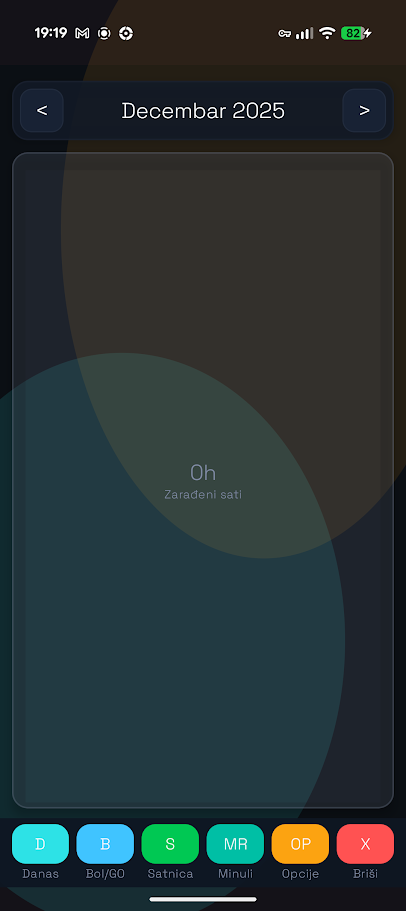

This chart was generated by the following Python code:
#!/usr/bin/env python3
"""
Shift Tracker Application - Modern UI Version 6.0

A beautifully designed work shift tracking app built with Kivy.
Features glassmorphism effects, smooth animations, and modern aesthetics.

Version 6.0 Changes:
- Added VACATION (godišnji odmor) - 100% paid, no food allowance
- Improved COMP TIME (earned hours) system:
  - Auto-deficit when working less than 8h on workdays
  - Negative balance resets to 0 at month end (doesn't carry over)
  - Only positive balance carries to next month
  - Separate from paid overtime
"""

from __future__ import annotations

import json
import calendar
import os
import sys
from datetime import date, datetime, timedelta
from pathlib import Path
from dataclasses import dataclass, field
from typing import Dict, List, Optional, Tuple, Set, Callable, Any, TYPE_CHECKING
from enum import IntEnum
from collections import defaultdict
from functools import cached_property

# Kivy Imports
import kivy
kivy.require('2.0.0')
from kivy.app import App
from kivy.uix.boxlayout import BoxLayout
from kivy.uix.gridlayout import GridLayout
from kivy.uix.floatlayout import FloatLayout
from kivy.uix.button import Button
from kivy.uix.label import Label
from kivy.uix.popup import Popup
from kivy.uix.textinput import TextInput
from kivy.uix.scrollview import ScrollView
from kivy.uix.spinner import Spinner
from kivy.uix.widget import Widget
from kivy.uix.checkbox import CheckBox
from kivy.uix.togglebutton import ToggleButton
from kivy.core.window import Window
from kivy.utils import get_color_from_hex
from kivy.metrics import dp, sp
from kivy.graphics import Color, RoundedRectangle, Rectangle, Line, Ellipse
from kivy.clock import Clock
from kivy.animation import Animation
from kivy.properties import NumericProperty


# =============================================================================
# PLATFORM DETECTION AND PATHS
# =============================================================================

def is_android() -> bool:
    """Check if running on Android."""
    try:
        import android
        return True
    except ImportError:
        return False


def get_data_directory() -> Path:
    """Get the appropriate data directory for the current platform."""
    if is_android():
        try:
            from android.storage import app_storage_path
            return Path(app_storage_path())
        except ImportError:
            return Path("/sdcard/ShiftTracker")
    else:
        return Path(__file__).resolve().parent


# =============================================================================
# UI DIMENSIONS CONSTANTS
# =============================================================================

@dataclass(frozen=True)
class UIDimensions:
    """Centralized UI dimension constants."""
    button_height: int = 46
    icon_button_size: int = 44
    save_button_height: int = 55
    card_radius: int = 16
    card_padding: int = 12
    header_height: int = 60
    stat_card_height: int = 80
    total_card_height: int = 70
    comp_time_bar_height: int = 50
    weekday_header_height: int = 32
    day_button_height: int = 68
    bottom_bar_height: int = 70
    popup_width_ratio: float = 0.95
    day_popup_height: int = 620
    auto_popup_height_ratio: float = 0.45
    sick_popup_height_ratio: float = 0.55
    delete_popup_height: int = 280
    hours_popup_height: int = 200
    default_spacing: int = 8
    large_spacing: int = 12
    small_spacing: int = 4
    title_font: int = 22
    large_font: int = 18
    normal_font: int = 16
    small_font: int = 14
    tiny_font: int = 11
    day_font: int = 12


UI = UIDimensions()


# =============================================================================
# MODERN THEME CONFIGURATION
# =============================================================================

@dataclass(frozen=True)
class ModernTheme:
    """Modern graphite theme with soft neon accents."""
    bg_dark: str = "#0B0F14"
    bg_primary: str = "#101826"
    bg_secondary: str = "#0E1622"
    bg_card: str = "#121A26"
    bg_card_elevated: str = "#182234"
    glass_bg: str = "#121A26"
    glass_border: str = "#2A3446"
    accent_primary: str = "#2DE2E6"
    accent_secondary: str = "#FCA311"
    success: str = "#00C853"
    warning: str = "#FFB300"
    danger: str = "#FF5252"
    info: str = "#40C4FF"
    text_primary: str = "#F8FAFC"
    text_secondary: str = "#C7CEDB"
    text_muted: str = "#7F8AA3"
    text_dark: str = "#0B0F14"
    shadow: str = "#000000"
    shift_1: str = "#00C2FF"
    shift_2: str = "#7AE582"
    shift_3: str = "#FF7AB6"
    sick: str = "#FF5252"
    vacation: str = "#FF8F00"
    off: str = "#424242"
    empty: str = "#2A3347"
    double_shift: str = "#FF9100"
    comp_time: str = "#00BFA5"
    comp_time_used: str = "#FF6E40"
    comp_time_deficit: str = "#FF5252"  # Red for deficit
    weekend_ot: str = "#FFB300"
    sunday: str = "#FF9100"


@dataclass(frozen=True)
class PayConfig:
    """Pay calculation configuration."""
    default_base_pay: float = 300.0
    default_hours: int = 8
    shift_3_premium: float = 1.41
    overtime_premium: float = 1.41
    sunday_bonus: float = 0.25
    sick_pay_rate: float = 0.65
    vacation_pay_rate: float = 1.0  # 100% for vacation
    holiday_bonus: float = 1.23  # +123% for working on holidays
    currency: str = "RSD"
    food_per_day: float = 280.0
    minuli_rad_per_year: float = 0.005  # 0.5% per year of service


@dataclass(frozen=True)
class AppConfig:
    """Main application configuration."""
    data_file: Path = field(default_factory=lambda: get_data_directory() / "work_shifts.json")
    theme: ModernTheme = field(default_factory=ModernTheme)
    pay: PayConfig = field(default_factory=PayConfig)
    weekly_shift_cycle: Tuple[int, ...] = (3, 2, 1)
    autosave_delay: float = 0.3


WEEKDAY_NAMES: Tuple[str, ...] = ("PON", "UTO", "SRE", "ČET", "PET", "SUB", "NED")
MONTH_NAMES: Tuple[str, ...] = (
    "", "Januar", "Februar", "Mart", "April", "Maj", "Jun",
    "Jul", "Avgust", "Septembar", "Oktobar", "Novembar", "Decembar"
)

# Serbian public holidays (fixed dates) - names kept ASCII for compatibility
FIXED_HOLIDAYS: Tuple[Tuple[int, int, str], ...] = (
    (1, 1, "Nova godina"),
    (1, 2, "Nova godina"),
    (1, 7, "Bozic"),
    (2, 15, "Dan drzavnosti"),
    (2, 16, "Dan drzavnosti"),
    (2, 17, "Dan drzavnosti"),
    (5, 1, "Praznik rada"),
    (5, 2, "Praznik rada"),
    (11, 11, "Dan primirja"),
)

# Cache for per-year holiday calculations
_HOLIDAY_CACHE: Dict[int, List[Tuple[int, int, str]]] = {}


def _orthodox_easter_sunday(year: int) -> date:
    """Calculate Orthodox Easter Sunday for a given year (Gregorian)."""
    a = year % 4
    b = year % 7
    c = year % 19
    d = (19 * c + 15) % 30
    e = (2 * a + 4 * b - d + 34) % 7
    month = (d + e + 114) // 31
    day = ((d + e + 114) % 31) + 1
    julian_easter = date(year, month, day)
    # Convert from Julian to Gregorian (valid for modern dates)
    return julian_easter + timedelta(days=13)


def get_serbian_holidays(year: int) -> List[Tuple[int, int, str]]:
    """Generate Serbian public holidays for any year."""
    if year in _HOLIDAY_CACHE:
        return _HOLIDAY_CACHE[year]

    holidays: List[Tuple[int, int, str]] = list(FIXED_HOLIDAYS)

    easter = _orthodox_easter_sunday(year)
    easter_related = [
        (easter - timedelta(days=2), "Veliki petak"),
        (easter - timedelta(days=1), "Velika subota"),
        (easter, "Uskrs"),
        (easter + timedelta(days=1), "Uskrsnji ponedeljak"),
    ]

    for easter_date, name in easter_related:
        holidays.append((easter_date.month, easter_date.day, name))

    merged: Dict[Tuple[int, int], List[str]] = defaultdict(list)
    for month, day, name in holidays:
        key = (month, day)
        if name not in merged[key]:
            merged[key].append(name)

    combined = [
        (m, d, " / ".join(names))
        for (m, d), names in merged.items()
    ]
    combined.sort(key=lambda item: (item[0], item[1]))
    _HOLIDAY_CACHE[year] = combined
    return combined


def is_serbian_holiday(year: int, month: int, day: int) -> bool:
    """Check if a date is a Serbian public holiday."""
    holidays = get_serbian_holidays(year)
    return any(m == month and d == day for m, d, _ in holidays)


def get_holiday_name(year: int, month: int, day: int) -> Optional[str]:
    """Get the name of the holiday for a date, or None if not a holiday."""
    holidays = get_serbian_holidays(year)
    for m, d, name in holidays:
        if m == month and d == day:
            return name
    return None

CONFIG = AppConfig()
THEME = CONFIG.theme


# =============================================================================
# ENUMS AND TYPES
# =============================================================================

class Shift(IntEnum):
    """Shift type enumeration."""
    OFF = 0
    FIRST = 1
    SECOND = 2
    THIRD = 3
    SICK = 4
    VACATION = 5  # Godišnji odmor

    @property
    def display_name(self) -> str:
        names = {
            Shift.OFF: "OFF",
            Shift.FIRST: "S1",
            Shift.SECOND: "S2",
            Shift.THIRD: "S3",
            Shift.SICK: "BOL",
            Shift.VACATION: "GO"
        }
        return names[self]

    @property
    def full_name(self) -> str:
        names = {
            Shift.OFF: "Slobodan dan",
            Shift.FIRST: "Prva smena",
            Shift.SECOND: "Druga smena",
            Shift.THIRD: "Treća smena",
            Shift.SICK: "Bolovanje",
            Shift.VACATION: "Godišnji odmor"
        }
        return names[self]

    @property
    def color(self) -> str:
        colors = {
            Shift.OFF: THEME.off,
            Shift.FIRST: THEME.shift_1,
            Shift.SECOND: THEME.shift_2,
            Shift.THIRD: THEME.shift_3,
            Shift.SICK: THEME.sick,
            Shift.VACATION: THEME.vacation
        }
        return colors[self]

    @property
    def text_color(self) -> str:
        dark_text = {Shift.FIRST, Shift.SECOND, Shift.VACATION}
        return THEME.text_dark if self in dark_text else THEME.text_primary

    @property
    def icon(self) -> str:
        return self.display_name

    @classmethod
    def work_shifts(cls) -> List['Shift']:
        """Return list of actual work shifts (not OFF, SICK, or VACATION)."""
        return [cls.FIRST, cls.SECOND, cls.THIRD]

    @classmethod
    def paid_non_work(cls) -> List['Shift']:
        """Return list of paid but non-work shifts."""
        return [cls.SICK, cls.VACATION]


class OvertimeType(IntEnum):
    """Type of overtime compensation."""
    PAID = 0      # Paid overtime - get money
    COMP_TIME = 1  # Comp time - earn hours for later


class Weekday(IntEnum):
    """Weekday enumeration."""
    MONDAY = 0
    TUESDAY = 1
    WEDNESDAY = 2
    THURSDAY = 3
    FRIDAY = 4
    SATURDAY = 5
    SUNDAY = 6

    @property
    def is_weekend(self) -> bool:
        return self >= Weekday.SATURDAY

    @property
    def is_workday(self) -> bool:
        return self <= Weekday.FRIDAY


DayKey = Tuple[int, int, int]
MonthKey = Tuple[int, int]


# =============================================================================
# DOMAIN MODELS
# =============================================================================

@dataclass
class DayRecord:
    """
    Record for a single day's work.
    
    Comp time logic:
    - hours_deficit: hours under 8 on a workday with work shift = auto deficit
    - comp_time_earned: only from double shift with COMP_TIME type
    - comp_hours_used: manually marked hours used from comp bank
    """
    year: int
    month: int
    day: int
    shift: Shift
    hours: int
    shift2: Optional[Shift] = None
    hours2: int = 0
    overtime_type: OvertimeType = OvertimeType.PAID
    comp_hours_used: int = 0
    holiday_work_override: Optional[bool] = None
    holiday_override: Optional[bool] = None
    sick_pay_rate: Optional[float] = None
    _weekday: Optional[Weekday] = field(default=None, repr=False, compare=False)
    _date: Optional[date] = field(default=None, repr=False, compare=False)

    def __post_init__(self) -> None:
        if isinstance(self.shift, int):
            self.shift = Shift(self.shift)
        if self.shift2 is not None and isinstance(self.shift2, int):
            self.shift2 = Shift(self.shift2)
        if isinstance(self.overtime_type, int):
            self.overtime_type = OvertimeType(self.overtime_type)

        self.hours = max(0, min(24, int(self.hours)))
        self.hours2 = max(0, min(24, int(self.hours2)))
        self.comp_hours_used = max(0, min(24, int(self.comp_hours_used)))
        if self.holiday_work_override is not None:
            self.holiday_work_override = bool(self.holiday_work_override)
        if self.holiday_override is not None:
            self.holiday_override = bool(self.holiday_override)

        if self.sick_pay_rate is not None:
            try:
                self.sick_pay_rate = float(self.sick_pay_rate)
            except (TypeError, ValueError):
                self.sick_pay_rate = None
            else:
                if self.sick_pay_rate <= 0:
                    self.sick_pay_rate = None
                elif self.sick_pay_rate > 1:
                    self.sick_pay_rate = 1.0

        if self.shift != Shift.SICK:
            self.sick_pay_rate = None

        self._compute_cache()

    def _compute_cache(self) -> None:
        self._date = date(self.year, self.month, self.day)
        self._weekday = Weekday(self._date.weekday())

    @property
    def date_obj(self) -> date:
        if self._date is None:
            self._compute_cache()
        return self._date

    @property
    def weekday(self) -> Weekday:
        if self._weekday is None:
            self._compute_cache()
        return self._weekday

    @property
    def key(self) -> DayKey:
        return (self.year, self.month, self.day)

    @property
    def month_key(self) -> MonthKey:
        return (self.year, self.month)

    @property
    def is_work_day(self) -> bool:
        return self.shift in Shift.work_shifts() and self.hours > 0

    @property
    def is_double_shift(self) -> bool:
        return (
            self.shift2 is not None
            and self.shift2 in Shift.work_shifts()
            and self.hours2 > 0
        )

    @property
    def is_comp_time_overtime(self) -> bool:
        return self.is_double_shift and self.overtime_type == OvertimeType.COMP_TIME

    @property
    def total_hours(self) -> int:
        """Total hours worked including second shift."""
        return self.hours + (self.hours2 if self.is_double_shift else 0)

    @property
    def comp_time_earned(self) -> int:
        """
        Hours earned as comp time.
        Only from second shift when overtime_type is COMP_TIME.
        """
        if self.is_comp_time_overtime:
            return self.hours2
        return 0

    @property
    def hours_deficit(self) -> int:
        """
        Hours deficit for comp time calculation.
        
        On a WORKDAY (Mon-Fri) with a WORK SHIFT:
        - If primary shift hours < 8, that's a deficit
        - This is AUTOMATIC - no need to manually set
        
        Weekend work doesn't count toward regular hours.
        VACATION and SICK don't create deficit (they're fully covered).
        """
        # Only regular workdays (Mon-Fri) with work shifts count
        if not self.weekday.is_workday:
            return 0
        
        # Only work shifts create deficit
        if self.shift not in Shift.work_shifts():
            return 0
        
        # Calculate deficit from first shift only
        # (second shift is either paid OT or comp time earned)
        regular_expected = CONFIG.pay.default_hours  # 8
        if self.hours < regular_expected:
            return regular_expected - self.hours
        
        return 0

    @property
    def net_comp_change(self) -> int:
        """
        Net change to comp time balance for this day.
        = earned - deficit - used
        
        This can be negative (deficit) or positive (earned).
        """
        return self.comp_time_earned - self.hours_deficit - self.comp_hours_used

    @property
    def is_holiday(self) -> bool:
        """Check if this day is a Serbian public holiday (with manual override)."""
        if self.holiday_override is not None:
            return self.holiday_override
        return is_serbian_holiday(self.year, self.month, self.day)

    @property
    def holiday_name(self) -> Optional[str]:
        """Get the holiday name, respecting manual override."""
        base_name = get_holiday_name(self.year, self.month, self.day)

        if self.holiday_override is False:
            return None
        if self.holiday_override is True and not base_name:
            return "Rucno unet praznik"
        return base_name

    @property
    def worked_on_holiday(self) -> bool:
        """
        Flag indicating the day is treated as work on a holiday.
        Uses manual override when set, otherwise derives from date + work shift.
        """
        if not self.is_holiday:
            return False
        if self.holiday_work_override is not None:
            return self.holiday_work_override
        return (
            self.shift in Shift.work_shifts()
            and self.total_hours > 0
        )

    def to_dict(self) -> dict:
        data = {"shift": self.shift.value, "hours": self.hours}
        if self.is_double_shift:
            data["shift2"] = self.shift2.value
            data["hours2"] = self.hours2
            data["overtime_type"] = self.overtime_type.value
        if self.comp_hours_used > 0:
            data["comp_hours_used"] = self.comp_hours_used
        if self.holiday_work_override is not None:
            data["holiday_work_override"] = self.holiday_work_override
        if self.holiday_override is not None:
            data["holiday_override"] = self.holiday_override
        if self.sick_pay_rate is not None:
            data["sick_pay_rate"] = self.sick_pay_rate
        return data

    @classmethod
    def from_dict(cls, year: int, month: int, day: int, data: dict) -> 'DayRecord':
        shift2 = data.get("shift2")
        if shift2 is not None:
            shift2 = Shift(shift2)
        overtime_type = OvertimeType(data.get("overtime_type", 0))
        return cls(
            year=year, month=month, day=day,
            shift=data.get("shift", 0),
            hours=data.get("hours", 0),
            shift2=shift2,
            hours2=data.get("hours2", 0),
            overtime_type=overtime_type,
            comp_hours_used=data.get("comp_hours_used", 0),
            holiday_work_override=data.get("holiday_work_override"),
            holiday_override=data.get("holiday_override"),
            sick_pay_rate=data.get("sick_pay_rate")
        )


@dataclass
class MonthSummary:
    """Cached monthly summary statistics."""
    year: int
    month: int
    work_hours: int = 0
    overtime_hours: int = 0
    sick_hours: int = 0
    vacation_hours: int = 0
    sunday_hours: int = 0
    night_hours: int = 0
    total_pay: float = 0.0
    work_days: int = 0
    double_shift_days: int = 0
    food_allowance: float = 0.0
    # Comp time breakdown
    comp_time_earned: int = 0    # Hours earned from comp time OT
    comp_time_deficit: int = 0   # Hours under 8 on workdays
    comp_time_used: int = 0      # Hours manually used
    # Net for month (before carry-over logic)
    comp_time_net: int = 0
    # Starting balance for this month (from previous months)
    comp_time_starting: int = 0
    # Ending balance for this month
    comp_time_ending: int = 0
    # Minuli rad (years of service bonus)
    minuli_rad_bonus: float = 0.0
    
    @property
    def total_with_minuli(self) -> float:
        """Total pay including minuli rad bonus."""
        return self.total_pay + self.minuli_rad_bonus

    @property
    def display_name(self) -> str:
        if 1 <= self.month <= 12:
            return f"{MONTH_NAMES[self.month]} {self.year}"
        return f"Mesec {self.month} {self.year}"


# =============================================================================
# PAY CALCULATOR SERVICE
# =============================================================================

class PayCalculator:
    """Service for calculating pay with double shift and comp time support."""

    def __init__(self, config: Optional[PayConfig] = None):
        self.config = config or CONFIG.pay

    def get_sunday_hours_for_shift(
        self, weekday: Weekday, shift: Shift, hours: int
    ) -> int:
        if hours <= 0 or shift in (Shift.SICK, Shift.VACATION):
            return 0

        if weekday == Weekday.SATURDAY:
            if shift == Shift.THIRD:
                return max(0, hours - 2)
            return 0

        if weekday == Weekday.SUNDAY:
            if shift in (Shift.FIRST, Shift.SECOND):
                return hours
            if shift == Shift.THIRD:
                return min(hours, 2)

        return 0

    def get_sunday_hours(self, record: DayRecord) -> int:
        total = self.get_sunday_hours_for_shift(
            record.weekday, record.shift, record.hours
        )

        if record.is_double_shift and not record.is_comp_time_overtime:
            total += self.get_sunday_hours_for_shift(
                record.weekday, record.shift2, record.hours2
            )

        return total

    def get_overtime_hours(self, record: DayRecord) -> int:
        """
        Calculate PAID overtime hours only.
        Comp time overtime doesn't count as paid.
        """
        if record.shift in (Shift.SICK, Shift.OFF, Shift.VACATION):
            return 0

        # For comp time overtime, second shift doesn't count as paid
        if record.is_double_shift and record.is_comp_time_overtime:
            hours = record.hours
        else:
            hours = record.total_hours

        if hours <= 0:
            return 0

        # Weekend: all hours are overtime
        if record.weekday.is_weekend:
            return hours

        # Workday: hours over 8 are overtime
        return max(0, hours - self.config.default_hours)

    def get_food_allowance(self, record: DayRecord) -> float:
        """
        Calculate food allowance.
        - 280 RSD per work day
        - 560 RSD if 12+ hours
        - NO food for SICK or VACATION (not at work)
        """
        if record.shift in (Shift.SICK, Shift.OFF, Shift.VACATION):
            return 0.0

        total_hours = record.total_hours
        if total_hours <= 0:
            return 0.0

        if total_hours >= 12:
            return self.config.food_per_day * 2
        return self.config.food_per_day

    def get_night_hours(self, record: DayRecord) -> int:
        night = 0
        if record.shift == Shift.THIRD:
            night += record.hours
        if record.is_double_shift and record.shift2 == Shift.THIRD:
            night += record.hours2
        return night

    def calculate_daily_pay(self, record: DayRecord, base_rate: float) -> float:
        """Calculate total daily pay."""
        weekday = record.weekday
        
        # Check if it's a paid holiday when not working
        if record.shift == Shift.OFF:
            # Holiday on a workday (Mon-Fri) = paid 100%
            if record.is_holiday and weekday.is_workday:
                return self.config.default_hours * base_rate
            return 0.0
        
        if record.hours <= 0:
            return 0.0

        # Handle sick leave - ONLY on workdays
        if record.shift == Shift.SICK:
            if weekday.is_workday:
                sick_rate = (
                    record.sick_pay_rate
                    if record.sick_pay_rate is not None
                    else self.config.sick_pay_rate
                )
                return record.hours * base_rate * sick_rate
            return 0.0

        # Handle vacation - 100% paid, only on workdays
        if record.shift == Shift.VACATION:
            if weekday.is_workday:
                return record.hours * base_rate * self.config.vacation_pay_rate
            return 0.0

        # Work shifts
        shifts_data: List[Tuple[Shift, int]] = [(record.shift, record.hours)]

        # Only add second shift if PAID overtime
        if record.is_double_shift and not record.is_comp_time_overtime:
            shifts_data.append((record.shift2, record.hours2))

        total_pay = 0.0

        if weekday.is_weekend:
            for shift, hours in shifts_data:
                shift_mult = (
                    self.config.shift_3_premium if shift == Shift.THIRD else 1.0
                )
                pay = hours * base_rate * shift_mult * self.config.overtime_premium
                sunday_hours = self.get_sunday_hours_for_shift(weekday, shift, hours)
                if sunday_hours > 0:
                    pay += (
                        sunday_hours * base_rate * shift_mult
                        * self.config.overtime_premium * self.config.sunday_bonus
                    )
                total_pay += pay
        else:
            regular_hours_remaining = self.config.default_hours

            for shift, hours in shifts_data:
                shift_mult = (
                    self.config.shift_3_premium if shift == Shift.THIRD else 1.0
                )
                regular_hours = min(hours, regular_hours_remaining)
                overtime_hours = hours - regular_hours
                regular_hours_remaining -= regular_hours

                pay = regular_hours * base_rate * shift_mult
                pay += (
                    overtime_hours * base_rate * shift_mult
                    * self.config.overtime_premium
                )
                total_pay += pay

        # Add holiday bonus (+123%) if working on a holiday
        if record.is_holiday:
            total_pay += total_pay * self.config.holiday_bonus

        return total_pay

    def calculate_month_summary(
        self, records: List[DayRecord], base_rate: float,
        starting_comp_balance: int = 0,
        years_of_service: int = 0
    ) -> MonthSummary:
        """Calculate summary statistics for a month."""
        if not records:
            return MonthSummary(year=0, month=0)

        summary = MonthSummary(year=records[0].year, month=records[0].month)
        summary.comp_time_starting = starting_comp_balance

        for record in records:
            if record.shift == Shift.SICK:
                if record.weekday.is_workday:
                    summary.sick_hours += record.hours
                    summary.total_pay += self.calculate_daily_pay(record, base_rate)
            elif record.shift == Shift.VACATION:
                if record.weekday.is_workday:
                    summary.vacation_hours += record.hours
                    summary.total_pay += self.calculate_daily_pay(record, base_rate)
                    # No food for vacation
            elif record.shift == Shift.OFF:
                # Check for paid holiday (OFF on a workday holiday)
                if record.is_holiday and record.weekday.is_workday:
                    summary.total_pay += self.calculate_daily_pay(record, base_rate)
            elif record.shift in Shift.work_shifts() and record.hours > 0:
                summary.work_hours += record.total_hours
                summary.work_days += 1
                summary.overtime_hours += self.get_overtime_hours(record)
                summary.sunday_hours += self.get_sunday_hours(record)
                summary.night_hours += self.get_night_hours(record)
                summary.total_pay += self.calculate_daily_pay(record, base_rate)
                summary.food_allowance += self.get_food_allowance(record)

                if record.is_double_shift:
                    summary.double_shift_days += 1

                # Comp time tracking
                summary.comp_time_earned += record.comp_time_earned
                summary.comp_time_deficit += record.hours_deficit
                summary.comp_time_used += record.comp_hours_used

        # Calculate net comp time change for the month
        summary.comp_time_net = (
            summary.comp_time_earned 
            - summary.comp_time_deficit 
            - summary.comp_time_used
        )

        # Calculate ending balance
        # Starting + net, but if negative, don't carry negative to next month
        summary.comp_time_ending = summary.comp_time_starting + summary.comp_time_net

        # Calculate minuli rad bonus (0.5% per year of service)
        if years_of_service > 0:
            minuli_rate = years_of_service * self.config.minuli_rad_per_year
            summary.minuli_rad_bonus = summary.total_pay * minuli_rate

        return summary


# =============================================================================
# DATA REPOSITORY
# =============================================================================

class ShiftRepository:
    """Repository for shift data persistence and queries."""

    BASE_PAY_KEY = "config_base_pay_hourly"
    INITIAL_COMP_BALANCE_KEY = "initial_comp_balance"
    YEARS_OF_SERVICE_KEY = "years_of_service"

    def __init__(self, filepath: Path, config: AppConfig = CONFIG):
        self.filepath = filepath
        self.config = config
        self.pay_calculator = PayCalculator(config.pay)

        self._records: Dict[DayKey, DayRecord] = {}
        self._by_month: Dict[MonthKey, Set[DayKey]] = defaultdict(set)
        self._base_pay: float = config.pay.default_base_pay
        self._initial_comp_balance: int = 0  # Starting balance before any records
        self._years_of_service: int = 0  # Years of service for minuli rad

        self._summaries: Dict[MonthKey, MonthSummary] = {}
        self._dirty_months: Set[MonthKey] = set()
        self._comp_balance_cache: Dict[MonthKey, int] = {}

        self._save_scheduled = False
        self._dirty = False
        self._on_change_callbacks: List[Callable[[], None]] = []

        self._load()

    def on_change(self, callback: Callable[[], None]) -> None:
        self._on_change_callbacks.append(callback)

    def _notify_change(self) -> None:
        for cb in self._on_change_callbacks:
            try:
                cb()
            except Exception as e:
                print(f"[ShiftRepository] Error in change callback: {e}")

    def _load(self) -> None:
        if not self.filepath.exists():
            return

        try:
            with open(self.filepath, "r", encoding="utf-8") as f:
                data = json.load(f)

            if not isinstance(data, dict):
                return

            self._base_pay = float(
                data.get(self.BASE_PAY_KEY, self.config.pay.default_base_pay)
            )
            self._initial_comp_balance = int(
                data.get(self.INITIAL_COMP_BALANCE_KEY, 0)
            )
            self._years_of_service = int(
                data.get(self.YEARS_OF_SERVICE_KEY, 0)
            )

            for year_str, months in data.items():
                if year_str in (self.BASE_PAY_KEY, self.INITIAL_COMP_BALANCE_KEY, "comp_time_balance"):
                    continue
                if not isinstance(months, dict):
                    continue

                try:
                    year = int(year_str)
                except ValueError:
                    continue

                for month_str, days in months.items():
                    if not isinstance(days, dict):
                        continue
                    try:
                        month = int(month_str)
                    except ValueError:
                        continue

                    for day_str, rec_data in days.items():
                        if not isinstance(rec_data, dict):
                            continue
                        try:
                            day = int(day_str)
                            record = DayRecord.from_dict(year, month, day, rec_data)
                            self._add_to_index(record)
                        except Exception as e:
                            print(f"[ShiftRepository] Skipping invalid record "
                                  f"{year}-{month}-{day}: {e}")

        except json.JSONDecodeError as e:
            print(f"[ShiftRepository] JSON parse error: {e}")
        except Exception as e:
            print(f"[ShiftRepository] Error loading data: {e}")

    def _save_now(self) -> None:
        if not self._dirty:
            return

        try:
            self.filepath.parent.mkdir(parents=True, exist_ok=True)

            data: Dict[str, Any] = {
                self.BASE_PAY_KEY: self._base_pay,
                self.INITIAL_COMP_BALANCE_KEY: self._initial_comp_balance,
                self.YEARS_OF_SERVICE_KEY: self._years_of_service
            }

            for key, record in self._records.items():
                year_str = str(record.year)
                month_str = f"{record.month:02d}"
                day_str = f"{record.day:02d}"

                if year_str not in data:
                    data[year_str] = {}
                if month_str not in data[year_str]:
                    data[year_str][month_str] = {}

                data[year_str][month_str][day_str] = record.to_dict()

            tmp_file = self.filepath.with_suffix(".tmp")
            with open(tmp_file, "w", encoding="utf-8") as f:
                json.dump(data, f, indent=2, sort_keys=True, ensure_ascii=False)

            os.replace(tmp_file, self.filepath)
            self._dirty = False
        except Exception as e:
            print(f"[ShiftRepository] Error saving data: {e}")

    def _schedule_save(self) -> None:
        self._dirty = True
        if not self._save_scheduled:
            self._save_scheduled = True
            Clock.schedule_once(
                lambda dt: self._do_scheduled_save(),
                self.config.autosave_delay
            )

    def _do_scheduled_save(self) -> None:
        self._save_scheduled = False
        self._save_now()

    def save(self) -> None:
        self._save_now()

    def _add_to_index(self, record: DayRecord) -> None:
        self._records[record.key] = record
        self._by_month[record.month_key].add(record.key)
        self._invalidate_summary(record.month_key)

    def _remove_from_index(self, record: DayRecord) -> None:
        if record.key in self._records:
            del self._records[record.key]
        self._by_month[record.month_key].discard(record.key)
        if not self._by_month[record.month_key]:
            del self._by_month[record.month_key]
        self._invalidate_summary(record.month_key)

    def _invalidate_summary(self, month_key: MonthKey) -> None:
        """Invalidate this month and all following months' caches."""
        self._dirty_months.add(month_key)
        if month_key in self._summaries:
            del self._summaries[month_key]
        # Clear comp balance cache for this and future months
        self._comp_balance_cache = {
            k: v for k, v in self._comp_balance_cache.items()
            if k < month_key
        }

    def get(self, year: int, month: int, day: int) -> Optional[DayRecord]:
        return self._records.get((year, month, day))

    def set(
        self, year: int, month: int, day: int,
        shift: Shift, hours: int,
        shift2: Optional[Shift] = None, hours2: int = 0,
        overtime_type: OvertimeType = OvertimeType.PAID,
        comp_hours_used: int = 0,
        holiday_work_override: Optional[bool] = None,
        holiday_override: Optional[bool] = None,
        sick_pay_rate: Optional[float] = None
    ) -> bool:
        key = (year, month, day)

        if key in self._records:
            self._remove_from_index(self._records[key])

        if shift is not None:
            if shift != Shift.SICK:
                sick_pay_rate = None
            elif sick_pay_rate is None:
                sick_pay_rate = self.config.pay.sick_pay_rate
            record = DayRecord(
                year, month, day, shift, hours,
                shift2, hours2, overtime_type, comp_hours_used,
                holiday_work_override, holiday_override,
                sick_pay_rate=sick_pay_rate
            )
            self._add_to_index(record)

        self._schedule_save()
        self._notify_change()
        return True

    def delete(self, year: int, month: int, day: int) -> bool:
        key = (year, month, day)
        record = self._records.get(key)
        if record:
            self._remove_from_index(record)
            self._schedule_save()
            self._notify_change()
            return True
        return False

    def delete_month(self, year: int, month: int) -> int:
        month_key = (year, month)
        keys_to_delete = list(self._by_month.get(month_key, []))

        for key in keys_to_delete:
            record = self._records.get(key)
            if record:
                self._remove_from_index(record)

        if keys_to_delete:
            self._schedule_save()
            self._notify_change()

        return len(keys_to_delete)

    def set_batch(
        self,
        records: List[Tuple[int, int, int, Shift, int, Optional[float]]]
    ) -> None:
        for rec in records:
            if len(rec) == 5:
                year, month, day, shift, hours = rec
                sick_pay_rate = None
            else:
                year, month, day, shift, hours, sick_pay_rate = rec
            key = (year, month, day)
            if key in self._records:
                self._remove_from_index(self._records[key])
            if shift is not None:
                if shift != Shift.SICK:
                    sick_pay_rate = None
                elif sick_pay_rate is None:
                    sick_pay_rate = self.config.pay.sick_pay_rate
                record = DayRecord(
                    year, month, day, shift, hours,
                    sick_pay_rate=sick_pay_rate
                )
                self._add_to_index(record)

        self._schedule_save()
        self._notify_change()

    def get_month_records(self, year: int, month: int) -> List[DayRecord]:
        month_key = (year, month)
        keys = self._by_month.get(month_key, set())
        return [self._records[k] for k in keys]

    def get_all_months_sorted(self) -> List[MonthKey]:
        """Get all months that have data, sorted chronologically."""
        return sorted(self._by_month.keys())

    def get_comp_balance_at_month_start(self, year: int, month: int) -> int:
        """
        Calculate comp time balance at the start of a given month.
        
        Logic:
        - Start with initial_comp_balance
        - Go through each month chronologically
        - Add month's net comp change (earned - deficit - used)
        - If balance goes negative, reset to 0 for next month
        - Only positive balances carry forward
        """
        target = (year, month)
        
        # Check cache
        if target in self._comp_balance_cache:
            return self._comp_balance_cache[target]
        
        all_months = self.get_all_months_sorted()
        
        # Filter to months before target
        prior_months = [m for m in all_months if m < target]
        
        balance = self._initial_comp_balance
        
        for m_key in prior_months:
            m_year, m_month = m_key
            records = self.get_month_records(m_year, m_month)
            
            # Calculate net change for this month
            earned = sum(r.comp_time_earned for r in records)
            deficit = sum(r.hours_deficit for r in records)
            used = sum(r.comp_hours_used for r in records)
            
            net = earned - deficit - used
            balance += net
            
            # If negative at month end, reset to 0 for next month
            if balance < 0:
                balance = 0
        
        self._comp_balance_cache[target] = balance
        return balance

    def get_summary(self, year: int, month: int) -> MonthSummary:
        month_key = (year, month)

        if month_key in self._summaries:
            return self._summaries[month_key]

        # Get starting balance for this month
        starting_balance = self.get_comp_balance_at_month_start(year, month)

        records = self.get_month_records(year, month)
        summary = self.pay_calculator.calculate_month_summary(
            records, self._base_pay, starting_balance, self._years_of_service
        )
        summary.year = year
        summary.month = month

        self._summaries[month_key] = summary
        self._dirty_months.discard(month_key)

        return summary

    def get_current_comp_balance(self, year: int, month: int) -> int:
        """Get comp time balance at the end of the given month."""
        summary = self.get_summary(year, month)
        return summary.comp_time_ending

    @property
    def base_pay(self) -> float:
        return self._base_pay

    @base_pay.setter
    def base_pay(self, value: float) -> None:
        if value >= 0:
            self._base_pay = value
            self._summaries.clear()
            self._schedule_save()
            self._notify_change()

    @property
    def initial_comp_balance(self) -> int:
        return self._initial_comp_balance

    @initial_comp_balance.setter
    def initial_comp_balance(self, value: int) -> None:
        self._initial_comp_balance = max(0, value)
        self._summaries.clear()
        self._comp_balance_cache.clear()
        self._schedule_save()
        self._notify_change()

    @property
    def years_of_service(self) -> int:
        return self._years_of_service

    @years_of_service.setter
    def years_of_service(self, value: int) -> None:
        self._years_of_service = max(0, value)
        self._summaries.clear()
        self._schedule_save()
        self._notify_change()


# =============================================================================
# SHIFT SCHEDULER SERVICE
# =============================================================================

class ShiftScheduler:
    """Service for auto-populating shifts."""

    def __init__(
        self,
        cycle: Optional[Tuple[int, ...]] = None,
        default_hours: int = 8
    ):
        self.cycle = cycle or CONFIG.weekly_shift_cycle
        self.default_hours = default_hours

    def get_shift_for_date(
        self, target_date: date, reference_date: date, reference_shift: Shift
    ) -> Optional[Shift]:
        if target_date.weekday() > 4:
            return None

        try:
            ref_idx = list(self.cycle).index(reference_shift.value)
        except ValueError:
            return None

        ref_iso = reference_date.isocalendar()
        target_iso = target_date.isocalendar()

        ref_monday = date.fromisocalendar(ref_iso[0], ref_iso[1], 1)
        target_monday = date.fromisocalendar(target_iso[0], target_iso[1], 1)

        weeks_diff = (target_monday - ref_monday).days // 7
        cycle_idx = (ref_idx + weeks_diff) % len(self.cycle)

        return Shift(self.cycle[cycle_idx])

    def populate_month(
        self, repo: ShiftRepository, year: int, month: int, start_shift: Shift
    ) -> int:
        _, num_days = calendar.monthrange(year, month)

        first_workday = None
        for d in range(1, num_days + 1):
            if date(year, month, d).weekday() <= 4:
                first_workday = date(year, month, d)
                break

        if not first_workday:
            return 0

        records = []
        for d in range(1, num_days + 1):
            target = date(year, month, d)
            shift = self.get_shift_for_date(target, first_workday, start_shift)
            if shift:
                records.append((year, month, d, shift, self.default_hours))

        repo.set_batch(records)
        return len(records)

    def populate_year(
        self, repo: ShiftRepository, year: int, start_shift: Shift
    ) -> int:
        first_workday = None
        for d in range(1, 8):
            dt = date(year, 1, d)
            if dt.weekday() <= 4:
                first_workday = dt
                break

        if not first_workday:
            return 0

        records = []
        for month in range(1, 13):
            _, num_days = calendar.monthrange(year, month)
            for d in range(1, num_days + 1):
                target = date(year, month, d)
                shift = self.get_shift_for_date(target, first_workday, start_shift)
                if shift:
                    records.append((year, month, d, shift, self.default_hours))

        repo.set_batch(records)
        return len(records)

    def apply_sick_range(
        self, repo: ShiftRepository,
        year: int, month: int, start_day: int, end_day: int,
        sick_pay_rate: Optional[float] = None
    ) -> int:
        if start_day > end_day:
            start_day, end_day = end_day, start_day

        _, num_days = calendar.monthrange(year, month)
        records = []

        for d in range(start_day, end_day + 1):
            if 1 <= d <= num_days:
                if date(year, month, d).weekday() <= 4:
                    records.append(
                        (year, month, d, Shift.SICK, self.default_hours, sick_pay_rate)
                    )

        if records:
            repo.set_batch(records)

        return len(records)

    def apply_vacation_range(
        self, repo: ShiftRepository,
        year: int, month: int, start_day: int, end_day: int
    ) -> int:
        """Apply vacation to a range of workdays."""
        if start_day > end_day:
            start_day, end_day = end_day, start_day

        _, num_days = calendar.monthrange(year, month)
        records = []

        for d in range(start_day, end_day + 1):
            if 1 <= d <= num_days:
                if date(year, month, d).weekday() <= 4:
                    records.append((year, month, d, Shift.VACATION, self.default_hours))

        if records:
            repo.set_batch(records)

        return len(records)


# =============================================================================
# MODERN UI COMPONENTS
# =============================================================================

class BackgroundLayer(Widget):
    """Soft gradient background with accent glows."""

    def __init__(self, **kwargs):
        super().__init__(**kwargs)

        with self.canvas.before:
            self._base_color = Color(rgba=get_color_from_hex(THEME.bg_dark))
            self._base_rect = Rectangle()
            self._glow_1_color = Color(
                rgba=get_color_from_hex(THEME.accent_primary + "22")
            )
            self._glow_1 = Ellipse()
            self._glow_2_color = Color(
                rgba=get_color_from_hex(THEME.accent_secondary + "1A")
            )
            self._glow_2 = Ellipse()

        self.bind(pos=self._update, size=self._update)

    def _update(self, *args) -> None:
        self._base_rect.pos = self.pos
        self._base_rect.size = self.size

        width, height = self.size
        self._glow_1.size = (width * 1.1, height * 0.7)
        self._glow_1.pos = (self.x - width * 0.25, self.y + height * 0.35)
        self._glow_2.size = (width * 1.0, height * 0.8)
        self._glow_2.pos = (self.x + width * 0.15, self.y - height * 0.2)


class GlassCard(BoxLayout):
    """Modern glass-morphism card with gradient border."""

    def __init__(
        self,
        bg_color: Optional[str] = None,
        border_color: Optional[str] = None,
        radius: int = 16,
        **kwargs
    ):
        self.bg_color = bg_color or THEME.bg_card
        self.border_color = border_color or THEME.glass_border
        self.radius = radius
        super().__init__(**kwargs)

        with self.canvas.before:
            self._shadow_color = Color(
                rgba=get_color_from_hex(THEME.shadow + "55")
            )
            self._shadow = RoundedRectangle(radius=[dp(self.radius + 4)] * 4)
            self._bg_color = Color(rgba=get_color_from_hex(self.bg_color + "E6"))
            self._bg_rect = RoundedRectangle(radius=[dp(self.radius)] * 4)
            self._border_color = Color(rgba=get_color_from_hex(self.border_color + "40"))
            self._border = Line(
                rounded_rectangle=[0, 0, 0, 0, dp(self.radius)],
                width=1.2
            )

        self.bind(pos=self._update, size=self._update)

    def _update(self, *args) -> None:
        shadow_pad = dp(6)
        shadow_offset = dp(2)
        self._shadow.pos = (
            self.x - shadow_pad,
            self.y - shadow_pad - shadow_offset
        )
        self._shadow.size = (
            self.width + shadow_pad * 2,
            self.height + shadow_pad * 2
        )
        self._bg_rect.pos = self.pos
        self._bg_rect.size = self.size
        self._border.rounded_rectangle = [
            self.x, self.y, self.width, self.height, dp(self.radius)
        ]


class GlowButton(Button):
    """Modern glowing button with press animation."""

    _glow_alpha = NumericProperty(0)

    def __init__(
        self,
        bg_color: Optional[str] = None,
        text_color: Optional[str] = None,
        glow_color: Optional[str] = None,
        **kwargs
    ):
        self.bg_hex = bg_color or THEME.accent_primary
        self.text_hex = text_color or THEME.text_dark
        self.glow_hex = glow_color or self.bg_hex
        super().__init__(**kwargs)

        self.background_normal = ''
        self.background_color = (0, 0, 0, 0)
        self.color = get_color_from_hex(self.text_hex)
        self.font_size = sp(UI.small_font)
        self.bold = True

        with self.canvas.before:
            self._glow_color = Color(rgba=get_color_from_hex(self.glow_hex + "00"))
            self._glow = RoundedRectangle(radius=[dp(14)] * 4)
            self._main_color = Color(rgba=get_color_from_hex(self.bg_hex))
            self._main = RoundedRectangle(radius=[dp(12)] * 4)

        self.bind(pos=self._update, size=self._update, _glow_alpha=self._update_glow)
        self.bind(on_press=self._on_press, on_release=self._on_release)

    def _update(self, *args) -> None:
        glow_padding = dp(4)
        self._glow.pos = (self.x - glow_padding, self.y - glow_padding)
        self._glow.size = (self.width + glow_padding * 2, self.height + glow_padding * 2)
        self._main.pos = self.pos
        self._main.size = self.size

    def _update_glow(self, *args) -> None:
        rgba = list(get_color_from_hex(self.glow_hex))
        rgba[3] = self._glow_alpha * 0.4
        self._glow_color.rgba = rgba

    def _on_press(self, *args) -> None:
        Animation(_glow_alpha=1, duration=0.1).start(self)

    def _on_release(self, *args) -> None:
        Animation(_glow_alpha=0, duration=0.3).start(self)


class IconButton(Button):
    """Circular icon button with glow effect."""

    _glow_alpha = NumericProperty(0)

    def __init__(
        self,
        icon_text: str = "",
        bg_color: Optional[str] = None,
        text_color: Optional[str] = None,
        glow_color: Optional[str] = None,
        **kwargs
    ):
        self.bg_hex = bg_color or THEME.accent_primary
        self.text_hex = text_color or THEME.text_dark
        self.glow_hex = glow_color or self.bg_hex

        super().__init__(**kwargs)

        self.text = icon_text
        self.font_size = sp(20)
        self.background_normal = ''
        self.background_color = (0, 0, 0, 0)
        self.color = get_color_from_hex(self.text_hex)
        self.bold = True

        with self.canvas.before:
            self._glow_color = Color(rgba=get_color_from_hex(self.glow_hex + "00"))
            self._glow = Ellipse()
            self._main_color = Color(rgba=get_color_from_hex(self.bg_hex))
            self._main = Ellipse()

        self.bind(pos=self._update, size=self._update, _glow_alpha=self._update_glow)
        self.bind(on_press=self._on_press, on_release=self._on_release)

    def _update(self, *args) -> None:
        glow_padding = dp(4)
        self._glow.pos = (self.x - glow_padding, self.y - glow_padding)
        self._glow.size = (self.width + glow_padding * 2, self.height + glow_padding * 2)
        self._main.pos = self.pos
        self._main.size = self.size

    def _update_glow(self, *args) -> None:
        rgba = list(get_color_from_hex(self.glow_hex))
        rgba[3] = self._glow_alpha * 0.4
        self._glow_color.rgba = rgba

    def _on_press(self, *args) -> None:
        Animation(_glow_alpha=1, duration=0.1).start(self)

    def _on_release(self, *args) -> None:
        Animation(_glow_alpha=0, duration=0.3).start(self)


class RoundedButton(Button):
    """Rounded button with custom background and border."""

    def __init__(
        self,
        bg_color: Optional[str] = None,
        text_color: Optional[str] = None,
        border_color: Optional[str] = None,
        radius: int = 12,
        **kwargs
    ):
        self.bg_hex = bg_color or THEME.bg_card_elevated
        self.text_hex = text_color or THEME.text_primary
        self.border_hex = border_color or THEME.glass_border
        self._corner_radius = dp(radius)
        super().__init__(**kwargs)

        self.background_normal = ''
        self.background_color = (0, 0, 0, 0)
        self.color = get_color_from_hex(self.text_hex)

        with self.canvas.before:
            self._bg_color = Color(rgba=get_color_from_hex(self.bg_hex))
            self._bg_rect = RoundedRectangle(radius=[self._corner_radius] * 4)
            self._border_color = Color(
                rgba=get_color_from_hex(self.border_hex + "80")
            )
            self._border = Line(
                rounded_rectangle=[0, 0, 0, 0, self._corner_radius],
                width=1
            )

        self.bind(pos=self._update, size=self._update)
        self._update()

    def _update(self, *args) -> None:
        self._bg_rect.pos = self.pos
        self._bg_rect.size = self.size
        self._border.rounded_rectangle = [
            self.x, self.y, self.width, self.height, self._corner_radius
        ]

    def set_bg_color(self, hex_color: str) -> None:
        self.bg_hex = hex_color
        self._bg_color.rgba = get_color_from_hex(self.bg_hex)

    def set_text_color(self, hex_color: str) -> None:
        self.text_hex = hex_color
        self.color = get_color_from_hex(self.text_hex)

    def set_border_color(self, hex_color: str) -> None:
        self.border_hex = hex_color
        self._border_color.rgba = get_color_from_hex(self.border_hex + "80")


class ModernDayButton(Button):
    """Modern calendar day button with shift indicators."""

    _highlight = NumericProperty(0)

    def __init__(
        self, day: int, record: Optional[DayRecord], is_today: bool = False,
        year: int = 0, month: int = 0, **kwargs
    ):
        super().__init__(**kwargs)
        self.day = day
        self.record = record
        self.is_today = is_today
        self._year = year
        self._month = month

        self.background_normal = ''
        self.background_color = (0, 0, 0, 0)
        self.size_hint_y = None
        self.height = dp(UI.day_button_height)
        self.font_size = sp(UI.day_font)
        self.markup = True
        self.halign = 'center'
        self.valign = 'middle'

        with self.canvas.before:
            # Today border (bright, thick)
            if is_today:
                self._today_color = Color(rgba=get_color_from_hex(THEME.accent_primary))
                self._today_border = RoundedRectangle(radius=[dp(14)] * 4)

            self._bg_color = Color()
            self._bg = RoundedRectangle(radius=[dp(12)] * 4)
            self._double_indicator_color = Color(rgba=(0, 0, 0, 0))
            self._double_indicator = RoundedRectangle(radius=[dp(4)] * 4)
            self._comp_indicator_color = Color(rgba=(0, 0, 0, 0))
            self._comp_indicator = Ellipse()
            
            # Holiday indicator (top-left corner star/dot)
            self._holiday_indicator_color = Color(rgba=(0, 0, 0, 0))
            self._holiday_indicator = Ellipse()
            
            self._hl_color = Color(rgba=(1, 1, 1, 0))
            self._hl = RoundedRectangle(radius=[dp(12)] * 4)

        self.bind(pos=self._update, size=self._update, _highlight=self._update_highlight)
        self.bind(on_press=self._on_press, on_release=self._on_release)

        self.update_visuals()

    def _update(self, *args) -> None:
        # Today border - slightly larger than background
        if self.is_today:
            border_padding = dp(1)
            self._today_border.pos = (self.x + border_padding, self.y + border_padding)
            self._today_border.size = (self.width - border_padding * 2, self.height - border_padding * 2)
        
        padding = dp(4)  # Inner padding for the actual background
        self._bg.pos = (self.x + padding, self.y + padding)
        self._bg.size = (self.width - padding * 2, self.height - padding * 2)
        self._hl.pos = self._bg.pos
        self._hl.size = self._bg.size

        indicator_height = dp(4)
        self._double_indicator.pos = (self.x + padding + dp(4), self.y + padding + dp(2))
        self._double_indicator.size = (self.width - padding * 2 - dp(8), indicator_height)

        # Comp time indicator (top-right corner dot)
        dot_size = dp(8)
        self._comp_indicator.pos = (
            self.x + self.width - padding - dot_size - dp(4),
            self.y + self.height - padding - dot_size - dp(4)
        )
        self._comp_indicator.size = (dot_size, dot_size)
        
        # Holiday indicator (top-left corner dot)
        self._holiday_indicator.pos = (
            self.x + padding + dp(4),
            self.y + self.height - padding - dot_size - dp(4)
        )
        self._holiday_indicator.size = (dot_size, dot_size)

    def _update_highlight(self, *args) -> None:
        self._hl_color.rgba = (1, 1, 1, self._highlight * 0.15)

    def _on_press(self, *args) -> None:
        if self.day != 0:
            Animation(_highlight=1, duration=0.1).start(self)

    def _on_release(self, *args) -> None:
        Animation(_highlight=0, duration=0.2).start(self)

    def update_visuals(self) -> None:
        if self.day == 0:
            self.text = ""
            self._bg_color.rgba = (0, 0, 0, 0)
            self._double_indicator_color.rgba = (0, 0, 0, 0)
            self._comp_indicator_color.rgba = (0, 0, 0, 0)
            self._holiday_indicator_color.rgba = (0, 0, 0, 0)
            self.disabled = True
            return

        # Check if this day is a holiday (manual override takes precedence)
        is_holiday_day = False
        if self.record and self.record.holiday_override is not None:
            is_holiday_day = self.record.holiday_override
        elif hasattr(self, '_year') and hasattr(self, '_month'):
            is_holiday_day = is_serbian_holiday(self._year, self._month, self.day)

        if self.record:
            shift = self.record.shift
            hours = self.record.hours
            worked_holiday = self.record.worked_on_holiday

            self._bg_color.rgba = get_color_from_hex(shift.color)
            self.color = get_color_from_hex(shift.text_color)

            if shift == Shift.OFF:
                detail = "Praznik" if (is_holiday_day or worked_holiday) else "OFF"
                self._double_indicator_color.rgba = (0, 0, 0, 0)
                self._comp_indicator_color.rgba = (0, 0, 0, 0)
            elif shift == Shift.SICK:
                detail = "BOL"
                self._double_indicator_color.rgba = (0, 0, 0, 0)
                self._comp_indicator_color.rgba = (0, 0, 0, 0)
            elif shift == Shift.VACATION:
                detail = "GO"
                self._double_indicator_color.rgba = (0, 0, 0, 0)
                self._comp_indicator_color.rgba = (0, 0, 0, 0)
            else:
                detail = f"{shift.icon}"
                if self.record.is_double_shift:
                    detail += f"+{self.record.shift2.icon}"
                    total_h = self.record.total_hours
                    detail += f"\n{total_h}h"
                    if self.record.is_comp_time_overtime:
                        self._double_indicator_color.rgba = get_color_from_hex(THEME.comp_time)
                    else:
                        self._double_indicator_color.rgba = get_color_from_hex(
                            self.record.shift2.color
                        )
                else:
                    detail += f"\n{hours}h"
                    self._double_indicator_color.rgba = (0, 0, 0, 0)

                # Comp time indicator (top-right)
                # Red dot for deficit, teal for earned, orange for used
                if self.record.hours_deficit > 0:
                    self._comp_indicator_color.rgba = get_color_from_hex(THEME.comp_time_deficit)
                elif self.record.comp_hours_used > 0:
                    self._comp_indicator_color.rgba = get_color_from_hex(THEME.comp_time_used)
                elif self.record.is_comp_time_overtime:
                    self._comp_indicator_color.rgba = get_color_from_hex(THEME.comp_time)
                else:
                    self._comp_indicator_color.rgba = (0, 0, 0, 0)

                if worked_holiday:
                    detail += "\nPraznik"

            # Holiday indicator (top-left) - yellow dot - based on date or manual flag
            show_holiday_indicator = is_holiday_day or worked_holiday
            if show_holiday_indicator:
                indicator_hex = THEME.warning if is_holiday_day else THEME.info
                self._holiday_indicator_color.rgba = get_color_from_hex(indicator_hex)
            else:
                self._holiday_indicator_color.rgba = (0, 0, 0, 0)

            self.text = f"[b]{self.day}[/b]\n[size=10sp]{detail}[/size]"
        else:
            self._bg_color.rgba = get_color_from_hex(THEME.empty)
            self._double_indicator_color.rgba = (0, 0, 0, 0)
            self._comp_indicator_color.rgba = (0, 0, 0, 0)
            
            # Show holiday indicator even without record
            if is_holiday_day:
                self._holiday_indicator_color.rgba = get_color_from_hex(THEME.warning)
            else:
                self._holiday_indicator_color.rgba = (0, 0, 0, 0)
            
            self.color = get_color_from_hex(THEME.text_muted)
            self.text = f"[b]{self.day}[/b]\n[size=10sp]-[/size]"


class StatCard(GlassCard):
    """Statistics display card."""

    def __init__(
        self, label: str, value: str, color: Optional[str] = None, **kwargs
    ):
        super().__init__(
            orientation='vertical',
            padding=[dp(UI.card_padding), dp(8)],
            spacing=dp(UI.small_spacing),
            size_hint_y=None,
            height=dp(UI.stat_card_height),
            **kwargs
        )

        color = color or THEME.text_primary

        value_lbl = Label(
            text=f"[b]{value}[/b]",
            markup=True,
            font_size=sp(UI.title_font),
            color=get_color_from_hex(color),
            size_hint_y=0.6,
            halign='center',
            valign='middle'
        )
        value_lbl.bind(size=lambda i, s: setattr(i, 'text_size', s))

        label_lbl = Label(
            text=label,
            font_size=sp(UI.tiny_font),
            color=get_color_from_hex(THEME.text_muted),
            size_hint_y=0.4,
            halign='center'
        )
        label_lbl.bind(size=lambda i, s: setattr(i, 'text_size', s))

        self.add_widget(value_lbl)
        self.add_widget(label_lbl)


class CompTimeCard(GlassCard):
    """Card showing comp time balance - simple centered display."""

    def __init__(self, summary: MonthSummary, **kwargs):
        balance = summary.comp_time_ending
        
        # Determine color based on balance
        if balance > 0:
            main_color = THEME.comp_time
        elif balance < 0:
            main_color = THEME.danger
        else:
            main_color = THEME.text_muted

        super().__init__(
            orientation='vertical',
            padding=[dp(UI.card_padding), dp(8)],
            spacing=dp(2),
            size_hint_y=None,
            height=dp(UI.comp_time_bar_height),
            bg_color=main_color + "30",
            border_color=main_color,
            **kwargs
        )

        # Balance value - centered
        sign = "+" if balance > 0 else ""
        balance_lbl = Label(
            text=f"[b]{sign}{balance}h[/b]",
            markup=True,
            font_size=sp(UI.title_font),
            color=get_color_from_hex(main_color),
            size_hint_y=0.6,
            halign='center',
            valign='middle'
        )
        balance_lbl.bind(size=lambda i, s: setattr(i, 'text_size', s))
        
        # Label below
        title_lbl = Label(
            text="Zarađeni sati",
            font_size=sp(10),
            color=get_color_from_hex(THEME.text_muted),
            size_hint_y=0.4,
            halign='center'
        )
        title_lbl.bind(size=lambda i, s: setattr(i, 'text_size', s))
        
        self.add_widget(balance_lbl)
        self.add_widget(title_lbl)


class ModernPopup(Popup):
    """Modern styled popup."""

    def __init__(self, **kwargs):
        super().__init__(**kwargs)
        self.background = ''
        self.background_color = get_color_from_hex(THEME.bg_dark + "F0")
        self.separator_color = get_color_from_hex(THEME.accent_primary)
        self.separator_height = dp(2)
        self.title_color = get_color_from_hex(THEME.text_primary)
        self.title_size = sp(UI.large_font)


class ModernSpinner(Spinner):
    """Modern styled spinner."""

    def __init__(self, **kwargs):
        super().__init__(**kwargs)
        self.background_normal = ''
        self.background_color = (0, 0, 0, 0)
        self.color = get_color_from_hex(THEME.text_primary)
        self.font_size = sp(UI.normal_font)
        self.option_cls = self._create_option_cls()
        self._corner_radius = dp(12)

        with self.canvas.before:
            self._bg_color = Color(
                rgba=get_color_from_hex(THEME.bg_card_elevated)
            )
            self._bg_rect = RoundedRectangle(radius=[self._corner_radius] * 4)
            self._border_color = Color(
                rgba=get_color_from_hex(THEME.glass_border + "80")
            )
            self._border = Line(
                rounded_rectangle=[0, 0, 0, 0, self._corner_radius],
                width=1
            )

        self.bind(pos=self._update_bg, size=self._update_bg)
        self._update_bg()

    def _create_option_cls(self):
        from kivy.uix.spinner import SpinnerOption

        class ModernSpinnerOption(SpinnerOption):
            def __init__(self, **kwargs):
                super().__init__(**kwargs)
                self.background_normal = ''
                self.background_color = get_color_from_hex(THEME.bg_card)       
                self.color = get_color_from_hex(THEME.text_primary)

        return ModernSpinnerOption

    def _update_bg(self, *args) -> None:
        self._bg_rect.pos = self.pos
        self._bg_rect.size = self.size
        self._border.rounded_rectangle = [
            self.x, self.y, self.width, self.height, self._corner_radius
        ]


class ModernTextInput(TextInput):
    """Modern styled text input."""

    def __init__(self, **kwargs):
        super().__init__(**kwargs)
        self.background_normal = ''
        self.background_active = ''
        self.background_color = (0, 0, 0, 0)
        self.foreground_color = get_color_from_hex(THEME.text_primary)
        self.cursor_color = get_color_from_hex(THEME.accent_primary)
        self.hint_text_color = get_color_from_hex(THEME.text_muted)
        self.font_size = sp(UI.normal_font)
        self.padding = [dp(12), dp(10)]
        self._corner_radius = dp(12)

        with self.canvas.before:
            self._bg_color = Color(
                rgba=get_color_from_hex(THEME.bg_card_elevated)
            )
            self._bg_rect = RoundedRectangle(radius=[self._corner_radius] * 4)
            self._border_color = Color(
                rgba=get_color_from_hex(THEME.glass_border + "80")
            )
            self._border = Line(
                rounded_rectangle=[0, 0, 0, 0, self._corner_radius],
                width=1
            )

        self.bind(
            pos=self._update_bg,
            size=self._update_bg,
            focus=self._update_focus
        )
        self._update_bg()
        self._update_focus()

    def _update_bg(self, *args) -> None:
        self._bg_rect.pos = self.pos
        self._bg_rect.size = self.size
        self._border.rounded_rectangle = [
            self.x, self.y, self.width, self.height, self._corner_radius
        ]

    def _update_focus(self, *args) -> None:
        border_hex = THEME.accent_primary if self.focus else THEME.glass_border
        self._border_color.rgba = get_color_from_hex(border_hex + "A0")


# =============================================================================
# POPUP FACTORY
# =============================================================================

class PopupFactory:
    """Factory for creating application popups."""

    def __init__(self, app: 'ShiftTrackerApp'):
        self.app = app

    def create_hours_picker_popup(
        self,
        title: str,
        current_hours: int,
        on_select: Callable[[int], None],
        accent_color: str = None
    ) -> Popup:
        accent = accent_color or THEME.accent_primary

        popup_content = GridLayout(
            cols=4, spacing=dp(10), padding=dp(15),
            size_hint_y=None, height=dp(120)
        )

        popup = Popup(
            title=title, content=popup_content,
            size_hint=(0.85, None), height=dp(UI.hours_popup_height),
            background='', background_color=get_color_from_hex(THEME.bg_dark + "F5"),
            separator_color=get_color_from_hex(accent),
            title_color=get_color_from_hex(THEME.text_primary),
            title_size=sp(UI.normal_font)
        )

        for h in range(1, 9):
            is_selected = h == current_hours
            h_btn = RoundedButton(
                text=str(h), font_size=sp(22), bold=True,
                bg_color=accent if is_selected else THEME.bg_card,
                text_color=THEME.text_dark if is_selected else THEME.text_primary
            )

            def make_handler(hour: int):
                def handler(btn):
                    on_select(hour)
                    popup.dismiss()
                return handler

            h_btn.bind(on_release=make_handler(h))
            popup_content.add_widget(h_btn)

        return popup


# =============================================================================
# MAIN APPLICATION
# =============================================================================

class ShiftTrackerApp(App):
    """Modern Shift Tracker Application."""

    def build(self) -> Widget:
        self.title = "Shift Tracker"
        Window.clearcolor = get_color_from_hex(THEME.bg_dark)

        if is_android():
            try:
                Window.softinput_mode = 'below_target'
            except Exception:
                pass

        self.repo = ShiftRepository(CONFIG.data_file)
        self.repo.on_change(self._on_data_change)
        self.scheduler = ShiftScheduler()
        self.popup_factory = PopupFactory(self)

        self._current_year = datetime.now().year
        self._current_month = datetime.now().month
        self._active_popups: List[Popup] = []

        root = FloatLayout()
        root.add_widget(BackgroundLayer(size_hint=(1, 1)))

        main_content = BoxLayout(
            orientation='vertical',
            padding=[dp(UI.card_padding), dp(16), dp(UI.card_padding), dp(UI.bottom_bar_height + 10)],
            spacing=dp(UI.large_spacing)
        )

        main_content.add_widget(self._build_header())
        main_content.add_widget(self._build_comp_time_bar())
        main_content.add_widget(self._build_weekday_header())
        main_content.add_widget(self._build_calendar())
        main_content.add_widget(self._build_stats())
        main_content.add_widget(self._build_total_card())

        root.add_widget(main_content)
        root.add_widget(self._build_bottom_bar())

        Window.bind(on_keyboard=self._on_keyboard)

        self.refresh_ui()
        return root

    @property
    def today(self) -> date:
        return date.today()

    @property
    def current_year(self) -> int:
        return self._current_year

    @current_year.setter
    def current_year(self, value: int) -> None:
        self._current_year = value

    @property
    def current_month(self) -> int:
        return self._current_month

    @current_month.setter
    def current_month(self, value: int) -> None:
        self._current_month = value

    def _on_keyboard(self, window, key, scancode, codepoint, modifier) -> bool:
        if key == 27:
            if self._active_popups:
                popup = self._active_popups.pop()
                popup.dismiss()
                return True
        return False

    def _track_popup(self, popup: Popup) -> None:
        self._active_popups.append(popup)
        popup.bind(on_dismiss=lambda p: self._active_popups.remove(p) if p in self._active_popups else None)

    def _build_header(self) -> GlassCard:
        panel = GlassCard(
            size_hint_y=None,
            height=dp(UI.header_height),
            padding=[dp(8), 0]
        )

        box = BoxLayout(orientation='horizontal', spacing=dp(UI.default_spacing))

        btn_prev = IconButton(
            icon_text="<",
            bg_color=THEME.bg_card_elevated,
            text_color=THEME.text_primary,
            size_hint=(None, 1),
            size=(dp(UI.icon_button_size), dp(UI.icon_button_size))
        )
        btn_prev.bind(on_press=self.prev_month)

        self.lbl_date = Label(
            text="",
            font_size=sp(UI.title_font),
            bold=True,
            color=get_color_from_hex(THEME.text_primary),
            size_hint_x=1
        )

        btn_next = IconButton(
            icon_text=">",
            bg_color=THEME.bg_card_elevated,
            text_color=THEME.text_primary,
            size_hint=(None, 1),
            size=(dp(UI.icon_button_size), dp(UI.icon_button_size))
        )
        btn_next.bind(on_press=self.next_month)

        box.add_widget(btn_prev)
        box.add_widget(self.lbl_date)
        box.add_widget(btn_next)

        panel.add_widget(box)
        return panel

    def _build_comp_time_bar(self) -> BoxLayout:
        self.comp_time_container = BoxLayout(
            size_hint_y=None,
            height=dp(UI.comp_time_bar_height)
        )
        return self.comp_time_container

    def _build_weekday_header(self) -> BoxLayout:
        box = BoxLayout(size_hint_y=None, height=dp(UI.weekday_header_height))
        for i, name in enumerate(WEEKDAY_NAMES):
            color = THEME.weekend_ot if i >= 5 else THEME.text_muted
            lbl = Label(
                text=name,
                bold=True,
                font_size=sp(UI.tiny_font),
                color=get_color_from_hex(color)
            )
            box.add_widget(lbl)
        return box

    def _build_calendar(self) -> GlassCard:
        panel = GlassCard(padding=dp(6))

        self.scroll_view = ScrollView(size_hint=(1, 1), do_scroll_x=False)
        self.calendar_grid = GridLayout(
            cols=7,
            spacing=dp(UI.small_spacing),
            size_hint_y=None,
            padding=[dp(2), dp(UI.small_spacing)]
        )
        self.calendar_grid.bind(minimum_height=self.calendar_grid.setter('height'))

        self.scroll_view.add_widget(self.calendar_grid)
        panel.add_widget(self.scroll_view)
        return panel

    def _build_stats(self) -> BoxLayout:
        self.stats_box = BoxLayout(
            orientation='horizontal',
            size_hint_y=None,
            height=dp(UI.stat_card_height),
            spacing=dp(UI.default_spacing)
        )
        return self.stats_box

    def _build_total_card(self) -> GlassCard:
        panel = GlassCard(
            size_hint_y=None,
            height=dp(UI.total_card_height),
            padding=[dp(16), dp(UI.card_padding)],
            bg_color=THEME.bg_card_elevated,
            border_color=THEME.accent_primary
        )

        box = BoxLayout(orientation='horizontal')

        left = BoxLayout(orientation='vertical', size_hint_x=0.4)
        lbl = Label(
            text="Ukupna plata",
            font_size=sp(UI.small_font),
            color=get_color_from_hex(THEME.text_muted),
            halign='left',
            valign='middle'
        )
        lbl.bind(size=lambda i, s: setattr(i, 'text_size', s))
        left.add_widget(lbl)

        self.total_label = Label(
            text="0 RSD",
            font_size=sp(28),
            bold=True,
            color=get_color_from_hex(THEME.accent_primary),
            halign='center',
            valign='middle',
            size_hint_x=0.6
        )
        self.total_label.bind(size=lambda i, s: setattr(i, 'text_size', s))

        box.add_widget(left)
        box.add_widget(self.total_label)
        panel.add_widget(box)
        return panel

    def _build_bottom_bar(self) -> BoxLayout:
        bar = BoxLayout(
            orientation='horizontal',
            size_hint=(1, None),
            height=dp(UI.bottom_bar_height),
            pos_hint={'x': 0, 'y': 0},
            padding=[dp(UI.card_padding), dp(10)],
            spacing=dp(UI.default_spacing)
        )

        with bar.canvas.before:
            Color(rgba=get_color_from_hex(THEME.bg_secondary + "F0"))
            self._bar_bg = Rectangle()
        bar.bind(pos=lambda w, p: setattr(self._bar_bg, 'pos', p))
        bar.bind(size=lambda w, s: setattr(self._bar_bg, 'size', s))

        buttons = [
            ("M", "Mesec", THEME.accent_secondary, self.popup_auto_month),
            ("B", "Bol/GO", THEME.info, self.popup_sick_vacation),
            ("S", "Satnica", THEME.success, self.popup_base_pay),
            ("MR", "Minuli", THEME.comp_time, self.popup_minuli_rad),
            ("G", "Godina", THEME.warning, self.popup_auto_year),
            ("X", "Briši", THEME.danger, self.popup_delete_month),
        ]

        for icon, label, color, callback in buttons:
            btn_box = BoxLayout(orientation='vertical', spacing=dp(2))

            btn = GlowButton(
                text=icon,
                bg_color=color,
                text_color=THEME.text_primary,
                size_hint_y=None,
                height=dp(40)
            )
            btn.font_size = sp(UI.large_font)
            btn.bind(on_press=callback)

            lbl = Label(
                text=label,
                font_size=sp(9),
                color=get_color_from_hex(THEME.text_muted),
                size_hint_y=None,
                height=dp(14)
            )

            btn_box.add_widget(btn)
            btn_box.add_widget(lbl)
            bar.add_widget(btn_box)

        return bar

    def _on_data_change(self) -> None:
        self.refresh_ui()

    def refresh_ui(self, *args) -> None:
        self.lbl_date.text = f"{MONTH_NAMES[self.current_month]} {self.current_year}"
        self._refresh_comp_time_bar()
        self._refresh_calendar()
        self._refresh_stats()

    def _refresh_comp_time_bar(self) -> None:
        self.comp_time_container.clear_widgets()
        summary = self.repo.get_summary(self.current_year, self.current_month)
        self.comp_time_container.add_widget(CompTimeCard(summary))

    def _refresh_calendar(self) -> None:
        self.calendar_grid.clear_widgets()
        cal_data = calendar.monthcalendar(self.current_year, self.current_month)
        today = self.today

        for week in cal_data:
            for day in week:
                record = (
                    self.repo.get(self.current_year, self.current_month, day)
                    if day else None
                )
                is_today = (
                    day == today.day
                    and self.current_month == today.month
                    and self.current_year == today.year
                )
                btn = ModernDayButton(
                    day, record, is_today,
                    year=self.current_year, month=self.current_month
                )
                if day != 0:
                    btn.bind(on_press=self.on_day_click)
                self.calendar_grid.add_widget(btn)

    def _refresh_stats(self) -> None:
        summary = self.repo.get_summary(self.current_year, self.current_month)
        cfg = CONFIG.pay

        self.stats_box.clear_widgets()

        stats = [
            (
                "Sati rada",
                str(summary.work_hours),
                THEME.text_primary
            ),
            (
                "Prekovr.",
                str(summary.overtime_hours),
                THEME.weekend_ot if summary.overtime_hours else THEME.text_muted
            ),
            (
                "Hrana",
                f"{summary.food_allowance:,.0f}".replace(",", "."),
                THEME.success if summary.food_allowance else THEME.text_muted
            ),
        ]
        
        # Add minuli rad if configured
        if self.repo.years_of_service > 0:
            stats.append((
                f"Minuli ({self.repo.years_of_service}g)",
                f"{summary.minuli_rad_bonus:,.0f}".replace(",", "."),
                THEME.comp_time if summary.minuli_rad_bonus else THEME.text_muted
            ))

        for label, value, color in stats:
            self.stats_box.add_widget(StatCard(label, value, color))

        # Total includes minuli rad
        total = summary.total_with_minuli
        self.total_label.text = (
            f"{total:,.0f} {cfg.currency}".replace(",", ".")
        )

    def _recalculate_worked_on_holiday(self, state: dict) -> None:
        """Derive worked_on_holiday flag from current holiday/shift state."""
        if not state.get('is_holiday_effective'):
            state['worked_on_holiday'] = False
            return

        if state.get('holiday_work_override') is not None:
            state['worked_on_holiday'] = bool(state['holiday_work_override'])
            return

        state['worked_on_holiday'] = (
            state.get('shift1') in Shift.work_shifts()
            and state.get('hours1', 0) > 0
        )

    def prev_month(self, instance) -> None:
        if self.current_month == 1:
            self.current_month = 12
            self.current_year -= 1
        else:
            self.current_month -= 1
        self.refresh_ui()

    def next_month(self, instance) -> None:
        if self.current_month == 12:
            self.current_month = 1
            self.current_year += 1
        else:
            self.current_month += 1
        self.refresh_ui()

    def on_day_click(self, instance) -> None:
        """Handle day button click - open day edit popup."""
        day = instance.day
        record = instance.record

        sick_rate = CONFIG.pay.sick_pay_rate
        if record and record.shift == Shift.SICK and record.sick_pay_rate is not None:
            sick_rate = record.sick_pay_rate

        state = {
            'shift1': record.shift if record else Shift.OFF,
            'hours1': record.hours if record else 8,
            'shift2': record.shift2 if record and record.shift2 else Shift.THIRD,
            'hours2': record.hours2 if record and record.hours2 else 8,
            'has_double': record.is_double_shift if record else False,
            'overtime_type': record.overtime_type if record else OvertimeType.PAID,
            'comp_used': record.comp_hours_used if record else 0,
            'sick_pay_rate': sick_rate,
        }
        auto_holiday = is_serbian_holiday(self.current_year, self.current_month, day)
        holiday_override = record.holiday_override if record else None
        state['holiday_override'] = holiday_override
        state['is_holiday_effective'] = (
            holiday_override if holiday_override is not None else auto_holiday
        )
        state['holiday_work_override'] = (
            record.holiday_work_override if record else None
        )
        if record:
            state['worked_on_holiday'] = record.worked_on_holiday
        else:
            self._recalculate_worked_on_holiday(state)
        state['updating_holiday_toggle'] = False
        state['holiday_toggle'] = None

        day_date = date(self.current_year, self.current_month, day)

        content = BoxLayout(
            orientation='vertical',
            spacing=dp(UI.large_spacing),
            padding=[dp(UI.card_padding), dp(16), dp(UI.card_padding), dp(UI.card_padding)],
            size_hint_y=None
        )
        content.bind(minimum_height=content.setter('height'))

        scroll = ScrollView(do_scroll_x=False)
        scroll.add_widget(content)

        header_card = GlassCard(
            orientation='horizontal',
            spacing=dp(12),
            padding=[dp(14), dp(12)],
            size_hint_y=None,
            bg_color=THEME.bg_card_elevated
        )
        header_card.bind(minimum_height=header_card.setter('height'))

        day_lbl = Label(
            text=f"{day:02d}",
            font_size=sp(32),
            bold=True,
            color=get_color_from_hex(THEME.accent_primary),
            size_hint=(None, None),
            size=(dp(64), dp(64)),
            halign='center', valign='middle'
        )
        day_lbl.bind(size=lambda i, s: setattr(i, 'text_size', s))

        date_box = BoxLayout(orientation='vertical', spacing=dp(2))
        month_lbl = Label(
            text=f"{MONTH_NAMES[self.current_month]} {self.current_year}",
            color=get_color_from_hex(THEME.text_primary),
            font_size=sp(UI.normal_font),
            bold=True,
            halign='left', valign='middle',
            size_hint_y=None, height=dp(22)
        )
        month_lbl.bind(size=lambda i, s: setattr(i, 'text_size', s))

        weekday_lbl = Label(
            text=(
                f"{WEEKDAY_NAMES[day_date.weekday()]} | "
                f"{day_date.strftime('%d.%m.%Y')}"
            ),
            color=get_color_from_hex(THEME.text_secondary),
            font_size=sp(UI.small_font),
            halign='left', valign='middle',
            size_hint_y=None, height=dp(18)
        )
        weekday_lbl.bind(size=lambda i, s: setattr(i, 'text_size', s))

        summary_lbl = Label(
            text="",
            color=get_color_from_hex(THEME.text_muted),
            font_size=sp(UI.tiny_font),
            halign='left', valign='top',
            size_hint_y=None, height=dp(32)
        )
        summary_lbl.bind(size=lambda i, s: setattr(i, 'text_size', s))

        date_box.add_widget(month_lbl)
        date_box.add_widget(weekday_lbl)
        date_box.add_widget(summary_lbl)

        header_card.add_widget(day_lbl)
        header_card.add_widget(date_box)
        content.add_widget(header_card)

        def build_day_summary() -> str:
            shift1 = state['shift1']
            if shift1 in Shift.work_shifts():
                summary = f"{shift1.display_name} {state['hours1']}h"
            else:
                summary = shift1.display_name
            if state.get('has_double'):
                shift2 = state['shift2']
                summary += f" + {shift2.display_name} {state['hours2']}h"
            if state.get('is_holiday_effective'):
                summary += " | Praznik"
            return summary

        def refresh_header_summary() -> None:
            summary_lbl.text = build_day_summary()

        state['refresh_header_summary'] = refresh_header_summary
        refresh_header_summary()

        def resolve_holiday_name() -> Optional[str]:
            base_name = get_holiday_name(self.current_year, self.current_month, day)
            if state.get('holiday_override') is False:
                return None
            if state.get('holiday_override') is True and not base_name:
                return "Rucno unet praznik"
            return base_name

        def build_holiday_text() -> Optional[str]:
            if not state.get('is_holiday_effective'):
                return None
            name = resolve_holiday_name()
            if not name:
                return None
            is_workday = day_date.weekday() < 5
            if state['shift1'] in Shift.work_shifts():
                return f"Praznik: {name} (rad +123%)"
            if is_workday:
                return f"Praznik: {name} (neradni, 100%)"
            return f"Praznik: {name} (vikend)"

        holiday_box = BoxLayout(
            size_hint_y=None, height=0, padding=[dp(8), dp(4)], opacity=0
        )
        with holiday_box.canvas.before:
            Color(rgba=get_color_from_hex(THEME.warning + "40"))
            holiday_box._bg = RoundedRectangle(radius=[dp(8)] * 4)
        holiday_box.bind(
            pos=lambda w, p: setattr(w._bg, 'pos', p),
            size=lambda w, s: setattr(w._bg, 'size', s)
        )

        holiday_lbl = Label(
            text="",
            color=get_color_from_hex(THEME.warning),
            font_size=sp(UI.small_font),
            bold=True,
            halign='center', valign='middle'
        )
        holiday_lbl.bind(size=lambda i, s: setattr(i, 'text_size', s))
        holiday_box.add_widget(holiday_lbl)

        def refresh_holiday_banner() -> None:
            holiday_text = build_holiday_text()
            if holiday_text:
                holiday_lbl.text = holiday_text
                holiday_box.height = dp(36)
                holiday_box.opacity = 1
            else:
                holiday_lbl.text = ""
                holiday_box.height = 0
                holiday_box.opacity = 0
            refresh_header = state.get('refresh_header_summary')
            if callable(refresh_header):
                refresh_header()

        state['refresh_holiday_banner'] = refresh_holiday_banner
        refresh_holiday_banner()

        # Manual holiday work selector
        toggle_row = BoxLayout(
            size_hint_y=None,
            height=dp(56),
            spacing=dp(10),
            padding=[dp(6), dp(4)]
        )
        holiday_toggle = CheckBox(
            active=state['is_holiday_effective'],
            size_hint=(None, None),
            size=(dp(28), dp(28))
        )
        state['holiday_toggle'] = holiday_toggle

        def on_holiday_toggle(instance, value):
            if state.get('updating_holiday_toggle'):
                return
            previous_override = state.get('holiday_override')
            state['holiday_override'] = value
            state['is_holiday_effective'] = value
            if not value:
                state['holiday_work_override'] = False
            else:
                if previous_override is False or state.get('holiday_work_override') is False:
                    state['holiday_work_override'] = None
            self._recalculate_worked_on_holiday(state)
            refresh = state.get('refresh_holiday_banner')
            if callable(refresh):
                refresh()

        holiday_toggle.bind(active=on_holiday_toggle)

        toggle_labels = BoxLayout(orientation='vertical', spacing=dp(2))
        main_toggle_lbl = Label(
            text="Tretiraj kao praznik",
            color=get_color_from_hex(THEME.text_primary),
            font_size=sp(UI.normal_font),
            halign='left', valign='middle',
            size_hint_y=0.55
        )
        main_toggle_lbl.bind(size=lambda i, s: setattr(i, 'text_size', s))

        sub_toggle_lbl = Label(
            text="Iskljuci ako firma ne racuna ovaj datum, ukljuci za rucni praznik",
            color=get_color_from_hex(THEME.text_secondary),
            font_size=sp(UI.tiny_font),
            halign='left', valign='middle',
            size_hint_y=0.45
        )
        sub_toggle_lbl.bind(size=lambda i, s: setattr(i, 'text_size', s))

        toggle_labels.add_widget(main_toggle_lbl)
        toggle_labels.add_widget(sub_toggle_lbl)

        toggle_row.add_widget(holiday_toggle)
        toggle_row.add_widget(toggle_labels)

        holiday_card = GlassCard(
            orientation='vertical',
            spacing=dp(6),
            padding=[dp(12), dp(10)],
            size_hint_y=None
        )
        holiday_card.bind(minimum_height=holiday_card.setter('height'))
        holiday_card.add_widget(self._create_section_label("Praznik"))
        holiday_card.add_widget(holiday_box)
        holiday_card.add_widget(toggle_row)
        content.add_widget(holiday_card)

        # Daily earnings and comp time info display
        if record:
            content.add_widget(self._create_earnings_display(record))

        # Shift 1 section
        shift_card = GlassCard(
            orientation='vertical',
            spacing=dp(8),
            padding=[dp(12), dp(10)],
            size_hint_y=None
        )
        shift_card.bind(minimum_height=shift_card.setter('height'))
        shift_card.add_widget(self._create_section_label("Smena"))
        shift1_widgets = self._create_shift1_section(state)
        for w in shift1_widgets:
            shift_card.add_widget(w)
        content.add_widget(shift_card)

        # Comp time used section (only if balance available)
        summary = self.repo.get_summary(self.current_year, self.current_month)
        available_comp = summary.comp_time_starting + state.get('temp_earned', 0)
        
        show_comp_section = state['comp_used'] > 0 or available_comp > 0
        if show_comp_section:
            comp_card = GlassCard(
                orientation='vertical',
                spacing=dp(8),
                padding=[dp(12), dp(10)],
                size_hint_y=None
            )
            comp_card.bind(minimum_height=comp_card.setter('height'))
            comp_card.add_widget(self._create_section_label("Kompenzacija"))
            comp_widgets = self._create_comp_used_section(
                state, record, available_comp
            )
            for w in comp_widgets:
                comp_card.add_widget(w)
            content.add_widget(comp_card)

        # Double shift section
        shift2_container, add_btn = self._create_shift2_section(state)
        double_card = GlassCard(
            orientation='vertical',
            spacing=dp(8),
            padding=[dp(12), dp(10)],
            size_hint_y=None
        )
        double_card.bind(minimum_height=double_card.setter('height'))
        double_card.add_widget(add_btn)
        double_card.add_widget(shift2_container)
        content.add_widget(double_card)

        # Save button
        save_btn = self._create_save_button()
        content.add_widget(save_btn)

        popup = ModernPopup(
            title=f"{day}. {MONTH_NAMES[self.current_month]}",
            content=scroll,
            size_hint=(UI.popup_width_ratio, None),
            height=dp(UI.day_popup_height)
        )

        def save(btn):
            self.repo.set(
                self.current_year, self.current_month, day,
                state['shift1'], state['hours1'],
                state['shift2'] if state['has_double'] else None,
                state['hours2'] if state['has_double'] else 0,
                state['overtime_type'] if state['has_double'] else OvertimeType.PAID,
                state['comp_used'],
                state.get('holiday_work_override'),
                state.get('holiday_override'),
                state['sick_pay_rate'] if state['shift1'] == Shift.SICK else None
            )
            popup.dismiss()

        save_btn.bind(on_release=save)
        self._track_popup(popup)
        popup.open()

    def _create_section_label(self, text: str) -> Label:
        label = Label(
            text=text,
            color=get_color_from_hex(THEME.text_secondary),
            font_size=sp(UI.small_font),
            bold=True,
            size_hint_y=None,
            height=dp(20),
            halign='left', valign='middle'
        )
        label.bind(size=lambda i, s: setattr(i, 'text_size', s))
        return label

    def _create_popup_card(self, **kwargs) -> GlassCard:
        spacing = kwargs.pop('spacing', dp(8))
        padding = kwargs.pop('padding', [dp(12), dp(10)])
        card = GlassCard(
            orientation='vertical',
            spacing=spacing,
            padding=padding,
            size_hint_y=None,
            **kwargs
        )
        card.bind(minimum_height=card.setter('height'))
        return card

    def _create_earnings_display(self, record: DayRecord) -> BoxLayout:
        daily_pay = self.repo.pay_calculator.calculate_daily_pay(
            record, self.repo.base_pay
        )

        # Don't show if no pay
        if daily_pay <= 0:
            return BoxLayout(size_hint_y=None, height=0)

        card = GlassCard(
            orientation='vertical',
            padding=[dp(12), dp(10)],
            spacing=dp(6),
            size_hint_y=None,
            bg_color=THEME.bg_card_elevated,
            border_color=THEME.success
        )
        card.bind(minimum_height=card.setter('height'))

        title_lbl = Label(
            text="Zarada",
            color=get_color_from_hex(THEME.text_secondary),
            font_size=sp(UI.tiny_font),
            size_hint_y=None,
            height=dp(16),
            halign='left', valign='middle'
        )
        title_lbl.bind(size=lambda i, s: setattr(i, 'text_size', s))
        card.add_widget(title_lbl)

        pay_row = BoxLayout(size_hint_y=None, height=dp(32))
        earn_lbl = Label(
            text="Ukupno:",
            color=get_color_from_hex(THEME.text_secondary),
            font_size=sp(UI.small_font),
            halign='left', valign='middle',
            size_hint_x=0.4
        )
        earn_lbl.bind(size=lambda i, s: setattr(i, 'text_size', s))

        earn_val = Label(
            text=f"{daily_pay:,.0f} {CONFIG.pay.currency}".replace(",", "."),
            color=get_color_from_hex(THEME.success),
            font_size=sp(UI.normal_font),
            bold=True,
            halign='right', valign='middle',
            size_hint_x=0.6
        )
        earn_val.bind(size=lambda i, s: setattr(i, 'text_size', s))

        pay_row.add_widget(earn_lbl)
        pay_row.add_widget(earn_val)
        card.add_widget(pay_row)

        if record.worked_on_holiday:
            holiday_badge = BoxLayout(
                size_hint_y=None,
                height=dp(22),
                padding=[dp(8), dp(2)]
            )
            with holiday_badge.canvas.before:
                Color(rgba=get_color_from_hex(THEME.warning + "33"))
                holiday_badge._bg = RoundedRectangle(radius=[dp(10)] * 4)
            holiday_badge.bind(
                pos=lambda w, p: setattr(w._bg, 'pos', p),
                size=lambda w, s: setattr(w._bg, 'size', s)
            )

            holiday_lbl = Label(
                text="Rad na praznik",
                color=get_color_from_hex(THEME.warning),
                font_size=sp(UI.tiny_font),
                bold=True,
                halign='center', valign='middle'
            )
            holiday_lbl.bind(size=lambda i, s: setattr(i, 'text_size', s))
            holiday_badge.add_widget(holiday_lbl)
            card.add_widget(holiday_badge)

        # Comp time info box - only for work shifts
        if record.shift in Shift.work_shifts():
            if record.hours_deficit > 0:
                comp_text = f"Minus sati: -{record.hours_deficit}h"
                comp_color = THEME.danger
            elif record.comp_time_earned > 0:
                comp_text = f"Zaradjeno sati: +{record.comp_time_earned}h"
                comp_color = THEME.comp_time
            else:
                comp_text = "Pun dan (8h)"
                comp_color = THEME.text_muted

            comp_box = BoxLayout(
                size_hint_y=None,
                height=dp(24),
                padding=[dp(8), dp(2)]
            )
            with comp_box.canvas.before:
                Color(rgba=get_color_from_hex(comp_color + "26"))
                comp_box._bg = RoundedRectangle(radius=[dp(8)] * 4)
            comp_box.bind(
                pos=lambda w, p: setattr(w._bg, 'pos', p),
                size=lambda w, s: setattr(w._bg, 'size', s)
            )

            comp_lbl = Label(
                text=comp_text,
                color=get_color_from_hex(comp_color),
                font_size=sp(UI.tiny_font),
                halign='center', valign='middle'
            )
            comp_lbl.bind(size=lambda i, s: setattr(i, 'text_size', s))
            comp_box.add_widget(comp_lbl)
            card.add_widget(comp_box)

        return card

    def _create_shift1_section(self, state: dict) -> List[Widget]:
        widgets = []

        shift_grid = BoxLayout(
            spacing=dp(6),
            size_hint_y=None,
            height=dp(UI.button_height)
        )
        shift_btns = []

        # Include VACATION in shift options
        all_shifts = [Shift.FIRST, Shift.SECOND, Shift.THIRD, Shift.SICK, Shift.VACATION, Shift.OFF]

        for s in all_shifts:
            is_selected = s == state['shift1']
            btn = RoundedButton(
                text=s.display_name, font_size=sp(UI.small_font), bold=True,
                bg_color=s.color if is_selected else s.color + "33",
                text_color=s.text_color,
                radius=14
            )
            btn.shift_value = s
            shift_btns.append(btn)
            shift_grid.add_widget(btn)

        def update_holiday_flag() -> None:
            self._recalculate_worked_on_holiday(state)
            refresh = state.get('refresh_holiday_banner')
            if callable(refresh):
                refresh()

        def on_shift_click(btn):
            state['shift1'] = btn.shift_value
            for b in shift_btns:
                is_sel = b.shift_value == state['shift1']
                b.set_bg_color(
                    b.shift_value.color if is_sel else b.shift_value.color + "33"
                )
            update_holiday_flag()
            refresh_sick_rate_visibility()

        for btn in shift_btns:
            btn.bind(on_release=on_shift_click)

        widgets.append(shift_grid)

        # Hours button
        hours_btn = RoundedButton(
            text=f"Sati: {state['hours1']}",
            font_size=sp(UI.normal_font), bold=True,
            size_hint_y=None, height=dp(UI.button_height),
            bg_color=THEME.bg_card_elevated,
            text_color=THEME.text_primary,
            radius=14
        )

        def show_hours_popup(instance):
            def on_select(hour):
                state['hours1'] = hour
                hours_btn.text = f"Sati: {hour}"
                update_holiday_flag()

            popup = self.popup_factory.create_hours_picker_popup(
                "Izaberi sate", state['hours1'], on_select
            )
            self._track_popup(popup)
            popup.open()

        hours_btn.bind(on_release=show_hours_popup)
        widgets.append(hours_btn)

        sick_rate_box = BoxLayout(
            orientation='vertical',
            spacing=dp(6),
            size_hint_y=None,
            height=0,
            opacity=0
        )

        sick_title = Label(
            text="Isplata bolovanja",
            color=get_color_from_hex(THEME.text_secondary),
            font_size=sp(UI.tiny_font),
            size_hint_y=None,
            height=dp(16),
            halign='left', valign='middle'
        )
        sick_title.bind(size=lambda i, s: setattr(i, 'text_size', s))

        rate_row = BoxLayout(size_hint_y=None, height=dp(44), spacing=dp(6))
        rate_btns = []

        for rate, label in ((0.65, "65%"), (1.0, "100%")):
            is_selected = abs(state['sick_pay_rate'] - rate) < 0.01
            btn = RoundedButton(
                text=label, font_size=sp(UI.small_font), bold=True,
                bg_color=THEME.sick if is_selected else THEME.bg_card_elevated,
                text_color=THEME.text_primary,
                radius=14
            )
            btn.rate_value = rate
            rate_btns.append(btn)
            rate_row.add_widget(btn)

        sick_rate_box.add_widget(sick_title)
        sick_rate_box.add_widget(rate_row)

        def update_sick_rate_buttons() -> None:
            for b in rate_btns:
                is_sel = abs(state['sick_pay_rate'] - b.rate_value) < 0.01
                b.set_bg_color(
                    THEME.sick if is_sel else THEME.bg_card_elevated
                )
                b.set_text_color(THEME.text_primary)

        def set_sick_rate(btn):
            state['sick_pay_rate'] = btn.rate_value
            update_sick_rate_buttons()

        for btn in rate_btns:
            btn.bind(on_release=set_sick_rate)

        def refresh_sick_rate_visibility() -> None:
            show = state['shift1'] == Shift.SICK
            sick_rate_box.height = dp(70) if show else 0
            sick_rate_box.opacity = 1 if show else 0
            sick_rate_box.disabled = not show

        refresh_sick_rate_visibility()
        widgets.append(sick_rate_box)

        return widgets

    def _create_comp_used_section(
        self, state: dict, record: Optional[DayRecord], available_comp: int
    ) -> List[Widget]:
        widgets = []

        balance_lbl = Label(
            text=f"Bilans: {available_comp}h",
            color=get_color_from_hex(THEME.text_muted),
            font_size=sp(UI.tiny_font),
            size_hint_y=None,
            height=dp(18),
            halign='left', valign='middle'
        )
        balance_lbl.bind(size=lambda i, s: setattr(i, 'text_size', s))
        widgets.append(balance_lbl)

        comp_btn = RoundedButton(
            text=f"Iskoristi sate: {state['comp_used']}h",
            font_size=sp(UI.small_font), bold=True,
            size_hint_y=None,
            height=dp(44),
            bg_color=THEME.comp_time_used + "66",
            text_color=THEME.text_primary,
            border_color=THEME.comp_time_used,
            radius=14
        )

        def show_comp_popup(instance):
            popup_content = BoxLayout(
                orientation='vertical', spacing=dp(10), padding=dp(15)
            )

            popup_content.add_widget(Label(
                text=f"Dostupno: {available_comp}h",
                color=get_color_from_hex(THEME.comp_time),
                font_size=sp(UI.normal_font), bold=True,
                size_hint_y=None, height=dp(30)
            ))

            popup = Popup(
                title="Iskoristi zarađene sate",
                content=popup_content,
                size_hint=(0.85, None), height=dp(250),
                background='',
                background_color=get_color_from_hex(THEME.bg_dark + "F5"),
                separator_color=get_color_from_hex(THEME.comp_time_used),
                title_color=get_color_from_hex(THEME.text_primary),
                title_size=sp(UI.normal_font)
            )

            hours_grid = GridLayout(cols=5, spacing=dp(8), size_hint_y=None, height=dp(100))
            max_usable = min(8, available_comp)
            
            for h in range(0, max_usable + 1):
                is_selected = h == state['comp_used']
                h_btn = RoundedButton(
                    text=str(h), font_size=sp(20), bold=True,
                    bg_color=THEME.comp_time_used if is_selected else THEME.bg_card,
                    text_color=THEME.text_primary
                )

                def make_handler(hour):
                    def handler(btn):
                        state['comp_used'] = hour
                        comp_btn.text = f"Iskoristi sate: {hour}h"
                        popup.dismiss()
                    return handler

                h_btn.bind(on_release=make_handler(h))
                hours_grid.add_widget(h_btn)

            popup_content.add_widget(hours_grid)
            self._track_popup(popup)
            popup.open()

        comp_btn.bind(on_release=show_comp_popup)
        widgets.append(comp_btn)

        return widgets

    def _create_shift2_section(self, state: dict) -> Tuple[BoxLayout, Button]:
        has_double = state['has_double']

        container = BoxLayout(
            orientation='vertical',
            spacing=dp(8),
            size_hint_y=None
        )
        container.bind(minimum_height=container.setter('height'))

        header = BoxLayout(
            size_hint_y=None,
            height=dp(24) if has_double else 0,
            spacing=dp(8)
        )
        header.opacity = 1 if has_double else 0

        header_label = Label(
            text="Druga smena",
            color=get_color_from_hex(THEME.double_shift),
            font_size=sp(UI.small_font),
            bold=True,
            halign='left', valign='middle',
            size_hint_x=0.7
        )
        header_label.bind(size=lambda i, s: setattr(i, 'text_size', s))

        remove_btn = RoundedButton(
            text="UKLONI", font_size=sp(11), bold=True,
            size_hint=(None, 1), width=dp(70),
            bg_color=THEME.danger,
            text_color=THEME.text_primary
        )

        header.add_widget(header_label)
        header.add_widget(remove_btn)

        shift2_grid = BoxLayout(
            spacing=dp(6), size_hint_y=None,
            height=dp(UI.button_height) if has_double else 0
        )
        shift2_grid.opacity = 1 if has_double else 0
        shift2_btns = []

        for s in [Shift.FIRST, Shift.SECOND, Shift.THIRD]:
            is_selected = s == state['shift2']
            btn = RoundedButton(
                text=s.display_name, font_size=sp(UI.small_font), bold=True,
                bg_color=s.color if is_selected else s.color + "33",
                text_color=s.text_color,
                radius=14
            )
            btn.shift_value = s
            shift2_btns.append(btn)
            shift2_grid.add_widget(btn)

        def refresh_header() -> None:
            refresh = state.get('refresh_header_summary')
            if callable(refresh):
                refresh()

        def on_shift2_click(btn):
            state['shift2'] = btn.shift_value
            for b in shift2_btns:
                is_sel = b.shift_value == state['shift2']
                b.set_bg_color(
                    b.shift_value.color if is_sel else b.shift_value.color + "33"
                )
            refresh_header()

        for btn in shift2_btns:
            btn.bind(on_release=on_shift2_click)

        hours2_btn = RoundedButton(
            text=f"Sati: {state['hours2']}",
            font_size=sp(UI.normal_font), bold=True,
            size_hint_y=None,
            height=dp(UI.button_height) if has_double else 0,
            bg_color=THEME.bg_card_elevated,
            text_color=THEME.text_primary,
            radius=14
        )
        hours2_btn.opacity = 1 if has_double else 0

        def show_hours2_popup(instance):
            def on_select(hour):
                state['hours2'] = hour
                hours2_btn.text = f"Sati: {hour}"
                refresh_header()

            popup = self.popup_factory.create_hours_picker_popup(
                "Izaberi sate (druga smena)",
                state['hours2'], on_select,
                THEME.double_shift
            )
            self._track_popup(popup)
            popup.open()

        hours2_btn.bind(on_release=show_hours2_popup)

        ot_box = BoxLayout(
            size_hint_y=None,
            height=dp(44) if has_double else 0,
            spacing=dp(8)
        )
        ot_box.opacity = 1 if has_double else 0

        paid_btn = RoundedButton(
            text="PLAĆENO", font_size=sp(13), bold=True,
            bg_color=THEME.success if state['overtime_type'] == OvertimeType.PAID else THEME.bg_card,
            text_color=THEME.text_dark if state['overtime_type'] == OvertimeType.PAID else THEME.text_primary,
            radius=14
        )

        comp_btn = RoundedButton(
            text="ZA SATE", font_size=sp(13), bold=True,
            bg_color=THEME.comp_time if state['overtime_type'] == OvertimeType.COMP_TIME else THEME.bg_card,
            text_color=THEME.text_dark if state['overtime_type'] == OvertimeType.COMP_TIME else THEME.text_primary,
            radius=14
        )

        def set_paid(btn):
            state['overtime_type'] = OvertimeType.PAID
            paid_btn.set_bg_color(THEME.success)
            paid_btn.set_text_color(THEME.text_dark)
            comp_btn.set_bg_color(THEME.bg_card)
            comp_btn.set_text_color(THEME.text_primary)

        def set_comp(btn):
            state['overtime_type'] = OvertimeType.COMP_TIME
            comp_btn.set_bg_color(THEME.comp_time)
            comp_btn.set_text_color(THEME.text_dark)
            paid_btn.set_bg_color(THEME.bg_card)
            paid_btn.set_text_color(THEME.text_primary)

        paid_btn.bind(on_release=set_paid)
        comp_btn.bind(on_release=set_comp)

        ot_box.add_widget(paid_btn)
        ot_box.add_widget(comp_btn)

        container.add_widget(header)
        container.add_widget(shift2_grid)
        container.add_widget(hours2_btn)
        container.add_widget(ot_box)

        add_btn = RoundedButton(
            text="+ DODAJ DRUGU SMENU",
            font_size=sp(13), bold=True,
            size_hint_y=None,
            height=0 if has_double else dp(44),
            bg_color=THEME.double_shift,
            text_color=THEME.text_primary,
            radius=14
        )
        add_btn.opacity = 0 if has_double else 1
        add_btn.disabled = has_double

        def show_shift2(instance):
            state['has_double'] = True
            header.height = dp(24)
            header.opacity = 1
            shift2_grid.height = dp(UI.button_height)
            shift2_grid.opacity = 1
            hours2_btn.height = dp(UI.button_height)
            hours2_btn.opacity = 1
            ot_box.height = dp(44)
            ot_box.opacity = 1
            add_btn.height = 0
            add_btn.opacity = 0
            add_btn.disabled = True
            refresh_header()

        def hide_shift2(btn):
            state['has_double'] = False
            header.height = 0
            header.opacity = 0
            shift2_grid.height = 0
            shift2_grid.opacity = 0
            hours2_btn.height = 0
            hours2_btn.opacity = 0
            ot_box.height = 0
            ot_box.opacity = 0
            add_btn.height = dp(44)
            add_btn.opacity = 1
            add_btn.disabled = False
            refresh_header()

        add_btn.bind(on_release=show_shift2)
        remove_btn.bind(on_release=hide_shift2)

        return container, add_btn

    def _create_save_button(self) -> Button:
        btn = GlowButton(
            text="SAČUVAJ",
            bg_color=THEME.success,
            text_color=THEME.text_dark,
            size_hint_y=None,
            height=dp(UI.save_button_height)
        )
        btn.font_size = sp(UI.normal_font)
        return btn

    def popup_auto_month(self, instance) -> None:
        _, num_days = calendar.monthrange(self.current_year, self.current_month)

        first_workday = None
        for d in range(1, num_days + 1):
            if date(self.current_year, self.current_month, d).weekday() <= 4:
                first_workday = d
                break

        content = BoxLayout(
            orientation='vertical',
            spacing=dp(UI.large_spacing),
            padding=[dp(16), dp(16), dp(16), dp(16)],
            size_hint_y=None
        )
        content.bind(minimum_height=content.setter('height'))

        info_card = self._create_popup_card(
            bg_color=THEME.bg_card_elevated,
            border_color=THEME.accent_secondary,
            spacing=dp(6)
        )
        title_lbl = Label(
            text=f"{MONTH_NAMES[self.current_month]} {self.current_year}",
            color=get_color_from_hex(THEME.text_primary),
            font_size=sp(UI.large_font),
            bold=True,
            size_hint_y=None,
            height=dp(26),
            halign='left', valign='middle'
        )
        title_lbl.bind(size=lambda i, s: setattr(i, 'text_size', s))

        detail_text = (
            f"Prvi radni dan: {first_workday}. {MONTH_NAMES[self.current_month]}"
            if first_workday else "Nema radnih dana u mesecu."
        )
        detail_lbl = Label(
            text=detail_text,
            color=get_color_from_hex(THEME.text_secondary),
            font_size=sp(UI.small_font),
            size_hint_y=None,
            height=dp(22),
            halign='left', valign='middle'
        )
        detail_lbl.bind(size=lambda i, s: setattr(i, 'text_size', s))

        info_card.add_widget(title_lbl)
        info_card.add_widget(detail_lbl)
        content.add_widget(info_card)

        state = {'start_shift': Shift.FIRST}

        if first_workday:
            shift_card = self._create_popup_card()
            shift_card.add_widget(self._create_section_label("Pocetna smena"))

            shift_row = BoxLayout(
                size_hint_y=None,
                height=dp(44),
                spacing=dp(6)
            )
            shift_btns = []
            for s in [Shift.FIRST, Shift.SECOND, Shift.THIRD]:
                is_selected = s == state['start_shift']
                btn = RoundedButton(
                    text=s.display_name, font_size=sp(UI.small_font), bold=True,
                    bg_color=s.color if is_selected else s.color + "33",
                    text_color=s.text_color,
                    radius=14
                )
                btn.shift_value = s
                shift_btns.append(btn)
                shift_row.add_widget(btn)

            def on_shift_click(btn):
                state['start_shift'] = btn.shift_value
                for b in shift_btns:
                    is_sel = b.shift_value == state['start_shift']
                    b.set_bg_color(
                        b.shift_value.color if is_sel else b.shift_value.color + "33"
                    )

            for btn in shift_btns:
                btn.bind(on_release=on_shift_click)

            shift_card.add_widget(shift_row)
            content.add_widget(shift_card)

        popup = ModernPopup(
            title="Auto-popuna meseca",
            content=content,
            size_hint=(0.85, UI.auto_popup_height_ratio)
        )

        btn = GlowButton(
            text="Popuni mesec" if first_workday else "Zatvori",
            bg_color=THEME.accent_secondary if first_workday else THEME.bg_card_elevated,
            text_color=THEME.text_primary,
            size_hint_y=None,
            height=dp(50)
        )

        def run_auto(inst):
            if first_workday:
                start_shift = state['start_shift']
                self.scheduler.populate_month(
                    self.repo, self.current_year, self.current_month, start_shift
                )
            popup.dismiss()

        btn.bind(on_press=run_auto)
        content.add_widget(btn)

        self._track_popup(popup)
        popup.open()

    def popup_sick_vacation(self, instance) -> None:
        """Show sick leave / vacation popup with tabs."""
        content = BoxLayout(
            orientation='vertical',
            spacing=dp(UI.large_spacing),
            padding=[dp(16), dp(20), dp(16), dp(16)],
            size_hint_y=None
        )
        content.bind(minimum_height=content.setter('height'))

        info_card = self._create_popup_card(
            bg_color=THEME.bg_card_elevated,
            border_color=THEME.info,
            spacing=dp(6)
        )
        title_lbl = Label(
            text="Unos odsustva",
            color=get_color_from_hex(THEME.text_primary),
            font_size=sp(UI.large_font),
            bold=True,
            size_hint_y=None,
            height=dp(24),
            halign='left', valign='middle'
        )
        title_lbl.bind(size=lambda i, s: setattr(i, 'text_size', s))

        month_lbl = Label(
            text=f"{MONTH_NAMES[self.current_month]} {self.current_year}",
            color=get_color_from_hex(THEME.text_secondary),
            font_size=sp(UI.small_font),
            size_hint_y=None,
            height=dp(18),
            halign='left', valign='middle'
        )
        month_lbl.bind(size=lambda i, s: setattr(i, 'text_size', s))

        info_card.add_widget(title_lbl)
        info_card.add_widget(month_lbl)
        content.add_widget(info_card)

        # Type selector
        type_card = self._create_popup_card()
        type_card.add_widget(self._create_section_label("Tip odsustva"))
        type_box = BoxLayout(size_hint_y=None, height=dp(44), spacing=dp(8))

        state = {
            'type': 'sick',
            'sick_pay_rate': CONFIG.pay.sick_pay_rate
        }

        sick_btn = RoundedButton(
            text="BOLOVANJE", font_size=sp(13), bold=True,
            bg_color=THEME.sick,
            text_color=THEME.text_primary,
            radius=14
        )

        vacation_btn = RoundedButton(
            text="GODIŠNJI", font_size=sp(13), bold=True,
            bg_color=THEME.bg_card_elevated,
            text_color=THEME.text_primary,
            radius=14
        )

        rate_box = BoxLayout(
            orientation='vertical',
            spacing=dp(6),
            size_hint_y=None,
            height=dp(70),
            opacity=1
        )
        rate_label = Label(
            text="Isplata bolovanja",
            color=get_color_from_hex(THEME.text_secondary),
            font_size=sp(UI.tiny_font),
            size_hint_y=None,
            height=dp(16),
            halign='left', valign='middle'
        )
        rate_label.bind(size=lambda i, s: setattr(i, 'text_size', s))

        rate_row = BoxLayout(size_hint_y=None, height=dp(44), spacing=dp(8))
        rate_btns = []

        for rate, label in ((0.65, "65%"), (1.0, "100%")):
            is_selected = abs(state['sick_pay_rate'] - rate) < 0.01
            btn = RoundedButton(
                text=label, font_size=sp(UI.small_font), bold=True,
                bg_color=THEME.sick if is_selected else THEME.bg_card_elevated,
                text_color=THEME.text_primary,
                radius=14
            )
            btn.rate_value = rate
            rate_btns.append(btn)
            rate_row.add_widget(btn)

        rate_box.add_widget(rate_label)
        rate_box.add_widget(rate_row)

        def update_sick_rate_buttons() -> None:
            is_sick = state['type'] == 'sick'
            rate_box.disabled = not is_sick
            rate_label.color = get_color_from_hex(
                THEME.text_secondary if is_sick else THEME.text_muted
            )
            for b in rate_btns:
                if is_sick:
                    is_sel = abs(state['sick_pay_rate'] - b.rate_value) < 0.01
                    b.set_bg_color(
                        THEME.sick if is_sel else THEME.bg_card_elevated
                    )
                    b.set_text_color(THEME.text_primary)
                else:
                    b.set_bg_color(THEME.bg_card)
                    b.set_text_color(THEME.text_muted)
                b.disabled = not is_sick

        def set_sick_rate(btn):
            state['sick_pay_rate'] = btn.rate_value
            update_sick_rate_buttons()

        for btn in rate_btns:
            btn.bind(on_release=set_sick_rate)

        def update_type_buttons():
            if state['type'] == 'sick':
                sick_btn.set_bg_color(THEME.sick)
                vacation_btn.set_bg_color(THEME.bg_card_elevated)
            else:
                vacation_btn.set_bg_color(THEME.vacation)
                sick_btn.set_bg_color(THEME.bg_card_elevated)
            update_sick_rate_buttons()

        def set_sick(btn):
            state['type'] = 'sick'
            update_type_buttons()

        def set_vacation(btn):
            state['type'] = 'vacation'
            update_type_buttons()

        sick_btn.bind(on_release=set_sick)
        vacation_btn.bind(on_release=set_vacation)

        type_box.add_widget(sick_btn)
        type_box.add_widget(vacation_btn)
        type_card.add_widget(type_box)
        type_card.add_widget(rate_box)
        update_type_buttons()
        content.add_widget(type_card)

        range_card = self._create_popup_card()
        range_card.add_widget(self._create_section_label("Opseg dana"))

        range_row = BoxLayout(spacing=dp(8), size_hint_y=None, height=dp(72))
        start_box = BoxLayout(orientation='vertical', spacing=dp(4), size_hint_x=0.5)
        end_box = BoxLayout(orientation='vertical', spacing=dp(4), size_hint_x=0.5)

        start_lbl = Label(
            text="Od",
            color=get_color_from_hex(THEME.text_secondary),
            font_size=sp(UI.tiny_font),
            size_hint_y=None,
            height=dp(16),
            halign='left', valign='middle'
        )
        start_lbl.bind(size=lambda i, s: setattr(i, 'text_size', s))

        start_input = ModernTextInput(
            input_filter='int',
            multiline=False,
            size_hint_y=None,
            height=dp(48),
            hint_text="Pocetak"
        )

        end_lbl = Label(
            text="Do",
            color=get_color_from_hex(THEME.text_secondary),
            font_size=sp(UI.tiny_font),
            size_hint_y=None,
            height=dp(16),
            halign='left', valign='middle'
        )
        end_lbl.bind(size=lambda i, s: setattr(i, 'text_size', s))

        end_input = ModernTextInput(
            input_filter='int',
            multiline=False,
            size_hint_y=None,
            height=dp(48),
            hint_text="Kraj"
        )

        start_box.add_widget(start_lbl)
        start_box.add_widget(start_input)
        end_box.add_widget(end_lbl)
        end_box.add_widget(end_input)

        range_row.add_widget(start_box)
        range_row.add_widget(end_box)
        range_card.add_widget(range_row)
        content.add_widget(range_card)

        scroll = ScrollView(do_scroll_x=False)
        scroll.add_widget(content)

        popup = ModernPopup(
            title="Bolovanje / Godišnji",
            content=scroll,
            size_hint=(0.85, 0.6)
        )

        btn = GlowButton(
            text="Upiši",
            bg_color=THEME.info,
            text_color=THEME.text_primary,
            size_hint_y=None,
            height=dp(50)
        )

        def apply(inst):
            try:
                start = int(start_input.text)
                end = int(end_input.text)
                if state['type'] == 'sick':
                    self.scheduler.apply_sick_range(
                        self.repo, self.current_year, self.current_month, start, end,
                        state['sick_pay_rate']
                    )
                else:
                    self.scheduler.apply_vacation_range(
                        self.repo, self.current_year, self.current_month, start, end
                    )
                popup.dismiss()
            except ValueError:
                pass

        btn.bind(on_press=apply)
        content.add_widget(btn)

        self._track_popup(popup)
        popup.open()

    def popup_base_pay(self, instance) -> None:
        content = BoxLayout(
            orientation='vertical',
            spacing=dp(UI.large_spacing),
            padding=[dp(16), dp(16), dp(16), dp(16)]
        )

        curr_pay = self.repo.base_pay

        summary_card = self._create_popup_card(
            bg_color=THEME.bg_card_elevated,
            border_color=THEME.success,
            spacing=dp(6)
        )
        summary_card.add_widget(self._create_section_label("Trenutna satnica"))
        value_lbl = Label(
            text=f"{curr_pay:.0f} {CONFIG.pay.currency}",
            color=get_color_from_hex(THEME.success),
            font_size=sp(UI.large_font),
            bold=True,
            size_hint_y=None,
            height=dp(28),
            halign='left', valign='middle'
        )
        value_lbl.bind(size=lambda i, s: setattr(i, 'text_size', s))
        summary_card.add_widget(value_lbl)
        content.add_widget(summary_card)

        pay_input = ModernTextInput(
            text=str(int(curr_pay)),
            input_filter='float',
            multiline=False,
            size_hint_y=None,
            height=dp(48),
            hint_text="Nova satnica..."
        )
        input_card = self._create_popup_card()
        input_card.add_widget(self._create_section_label("Nova satnica"))
        input_card.add_widget(pay_input)
        content.add_widget(input_card)

        popup = ModernPopup(
            title="Izmena satnice",
            content=content,
            size_hint=(0.85, UI.auto_popup_height_ratio)
        )

        btn = GlowButton(
            text="Sačuvaj",
            bg_color=THEME.success,
            text_color=THEME.text_dark,
            size_hint_y=None,
            height=dp(50)
        )

        def save(inst):
            try:
                new_val = float(pay_input.text)
                if new_val >= 0:
                    self.repo.base_pay = new_val
                popup.dismiss()
            except ValueError:
                pass

        btn.bind(on_press=save)
        content.add_widget(btn)

        self._track_popup(popup)
        popup.open()

    def popup_minuli_rad(self, instance) -> None:
        """Show minuli rad (years of service) popup."""
        content = BoxLayout(
            orientation='vertical',
            spacing=dp(UI.large_spacing),
            padding=[dp(16), dp(16), dp(16), dp(16)]
        )

        curr_years = self.repo.years_of_service
        curr_percent = curr_years * 0.5

        summary_card = self._create_popup_card(
            bg_color=THEME.bg_card_elevated,
            border_color=THEME.comp_time,
            spacing=dp(6)
        )
        summary_card.add_widget(self._create_section_label("Trenutno"))
        summary_lbl = Label(
            text=f"{curr_years} god. = {curr_percent:.1f}%",
            color=get_color_from_hex(THEME.comp_time),
            font_size=sp(UI.normal_font),
            bold=True,
            size_hint_y=None,
            height=dp(24),
            halign='left', valign='middle'
        )
        summary_lbl.bind(size=lambda i, s: setattr(i, 'text_size', s))
        summary_card.add_widget(summary_lbl)
        hint_lbl = Label(
            text="Za svaku godinu staza: +0.5%",
            color=get_color_from_hex(THEME.text_secondary),
            font_size=sp(UI.tiny_font),
            size_hint_y=None,
            height=dp(18),
            halign='left', valign='middle'
        )
        hint_lbl.bind(size=lambda i, s: setattr(i, 'text_size', s))
        summary_card.add_widget(hint_lbl)
        content.add_widget(summary_card)

        years_input = ModernTextInput(
            text=str(curr_years),
            input_filter='int',
            multiline=False,
            size_hint_y=None,
            height=dp(48),
            hint_text="Godine radnog staza..."
        )

        input_card = self._create_popup_card()
        input_card.add_widget(self._create_section_label("Godine staza"))
        input_card.add_widget(years_input)

        init_color = THEME.comp_time if curr_years > 0 else THEME.text_muted
        preview_box = BoxLayout(
            size_hint_y=None,
            height=dp(24),
            padding=[dp(8), dp(2)]
        )
        with preview_box.canvas.before:
            preview_box._bg_color = Color(
                rgba=get_color_from_hex(init_color + "26")
            )
            preview_box._bg = RoundedRectangle(radius=[dp(8)] * 4)
        preview_box.bind(
            pos=lambda w, p: setattr(w._bg, 'pos', p),
            size=lambda w, s: setattr(w._bg, 'size', s)
        )

        preview_label = Label(
            text=f"Bonus: {curr_percent:.1f}%",
            color=get_color_from_hex(init_color),
            font_size=sp(UI.small_font),
            halign='center', valign='middle'
        )
        preview_label.bind(size=lambda i, s: setattr(i, 'text_size', s))
        preview_box.add_widget(preview_label)
        input_card.add_widget(preview_box)
        content.add_widget(input_card)
        
        # Update preview on text change
        def update_preview(instance, value):
            try:
                years = int(value) if value else 0
                percent = years * 0.5
                preview_label.text = f"Bonus: {percent:.1f}%"
                color_hex = THEME.comp_time if years > 0 else THEME.text_muted
                preview_label.color = get_color_from_hex(color_hex)
                preview_box._bg_color.rgba = get_color_from_hex(color_hex + "26")
            except ValueError:
                preview_label.text = "Bonus: 0%"
        
        years_input.bind(text=update_preview)

        popup = ModernPopup(
            title="Minuli rad",
            content=content,
            size_hint=(0.85, 0.5)
        )

        btn = GlowButton(
            text="Sačuvaj",
            bg_color=THEME.comp_time,
            text_color=THEME.text_dark,
            size_hint_y=None,
            height=dp(50)
        )

        def save(inst):
            try:
                new_val = int(years_input.text) if years_input.text else 0
                if new_val >= 0:
                    self.repo.years_of_service = new_val
                popup.dismiss()
            except ValueError:
                pass

        btn.bind(on_press=save)
        content.add_widget(btn)

        self._track_popup(popup)
        popup.open()

    def popup_auto_year(self, instance) -> None:
        first_wd = None
        for d in range(1, 8):
            dt = date(self.current_year, 1, d)
            if dt.weekday() <= 4:
                first_wd = dt
                break

        if not first_wd:
            return

        content = BoxLayout(
            orientation='vertical',
            spacing=dp(UI.large_spacing),
            padding=[dp(16), dp(16), dp(16), dp(16)]
        )

        info_card = self._create_popup_card(
            bg_color=THEME.bg_card_elevated,
            border_color=THEME.warning,
            spacing=dp(6)
        )
        title_lbl = Label(
            text=f"Godina: {self.current_year}",
            color=get_color_from_hex(THEME.text_primary),
            font_size=sp(UI.large_font),
            bold=True,
            size_hint_y=None,
            height=dp(26),
            halign='left', valign='middle'
        )
        title_lbl.bind(size=lambda i, s: setattr(i, 'text_size', s))

        detail_lbl = Label(
            text=f"Prvi radni dan: {first_wd.strftime('%d.%m.')}",
            color=get_color_from_hex(THEME.text_secondary),
            font_size=sp(UI.small_font),
            size_hint_y=None,
            height=dp(20),
            halign='left', valign='middle'
        )
        detail_lbl.bind(size=lambda i, s: setattr(i, 'text_size', s))

        info_card.add_widget(title_lbl)
        info_card.add_widget(detail_lbl)
        content.add_widget(info_card)

        state = {'start_shift': Shift.FIRST}

        shift_card = self._create_popup_card()
        shift_card.add_widget(self._create_section_label("Pocetna smena"))

        shift_row = BoxLayout(
            size_hint_y=None,
            height=dp(44),
            spacing=dp(6)
        )
        shift_btns = []
        for s in [Shift.FIRST, Shift.SECOND, Shift.THIRD]:
            is_selected = s == state['start_shift']
            btn = RoundedButton(
                text=s.display_name, font_size=sp(UI.small_font), bold=True,
                bg_color=s.color if is_selected else s.color + "33",
                text_color=s.text_color,
                radius=14
            )
            btn.shift_value = s
            shift_btns.append(btn)
            shift_row.add_widget(btn)

        def on_shift_click(btn):
            state['start_shift'] = btn.shift_value
            for b in shift_btns:
                is_sel = b.shift_value == state['start_shift']
                b.set_bg_color(
                    b.shift_value.color if is_sel else b.shift_value.color + "33"
                )

        for btn in shift_btns:
            btn.bind(on_release=on_shift_click)

        shift_card.add_widget(shift_row)
        content.add_widget(shift_card)

        popup = ModernPopup(
            title="Auto-popuna godine",
            content=content,
            size_hint=(0.85, UI.sick_popup_height_ratio)
        )

        btn = GlowButton(
            text="Popuni celu godinu",
            bg_color=THEME.warning,
            text_color=THEME.text_dark,
            size_hint_y=None,
            height=dp(50)
        )

        def run_year(inst):
            start_shift = state['start_shift']
            self.scheduler.populate_year(self.repo, self.current_year, start_shift)
            self.current_month = 1
            popup.dismiss()

        btn.bind(on_press=run_year)
        content.add_widget(btn)

        self._track_popup(popup)
        popup.open()

    def popup_delete_month(self, instance) -> None:
        content = BoxLayout(
            orientation='vertical',
            spacing=dp(UI.large_spacing),
            padding=[dp(20), dp(20), dp(20), dp(20)]
        )

        alert_card = self._create_popup_card(
            bg_color=THEME.bg_card_elevated,
            border_color=THEME.danger,
            spacing=dp(8),
            padding=[dp(14), dp(12)]
        )
        icon_lbl = Label(
            text="!",
            font_size=sp(44),
            color=get_color_from_hex(THEME.danger),
            size_hint_y=None,
            height=dp(44),
            halign='center',
            valign='middle'
        )
        icon_lbl.bind(size=lambda i, s: setattr(i, 'text_size', s))

        msg_label = Label(
            text=f"Da li ste sigurni da zelite da obrisete sve podatke za {MONTH_NAMES[self.current_month]}?",
            color=get_color_from_hex(THEME.text_primary),
            font_size=sp(UI.small_font),
            halign='center',
            valign='middle',
            size_hint_y=None,
            height=dp(64),
            text_size=(dp(250), None)
        )
        msg_label.bind(size=lambda i, s: setattr(i, 'text_size', s))

        alert_card.add_widget(icon_lbl)
        alert_card.add_widget(msg_label)
        content.add_widget(alert_card)

        btn_row = BoxLayout(
            spacing=dp(UI.large_spacing),
            size_hint_y=None,
            height=dp(48)
        )

        cancel_btn = RoundedButton(
            text="Otkazi",
            font_size=sp(UI.small_font),
            bold=True,
            size_hint_y=None,
            height=dp(48),
            bg_color=THEME.bg_card_elevated,
            text_color=THEME.text_primary,
            border_color=THEME.glass_border,
            radius=14
        )

        confirm_btn = GlowButton(
            text="Obrisi",
            bg_color=THEME.danger,
            text_color=THEME.text_primary,
            size_hint_y=None,
            height=dp(48)
        )

        btn_row.add_widget(cancel_btn)
        btn_row.add_widget(confirm_btn)
        content.add_widget(btn_row)

        popup = ModernPopup(
            title="Potvrda brisanja",
            content=content,
            size_hint=(0.85, None),
            height=dp(UI.delete_popup_height)
        )

        cancel_btn.bind(on_press=lambda x: popup.dismiss())

        def confirm(inst):
            self.repo.delete_month(self.current_year, self.current_month)
            popup.dismiss()

        confirm_btn.bind(on_press=confirm)

        self._track_popup(popup)
        popup.open()

    def on_stop(self) -> None:
        self.repo.save()


# =============================================================================
# ENTRY POINT
# =============================================================================

def main():
    ShiftTrackerApp().run()


if __name__ == "__main__":
    main()
